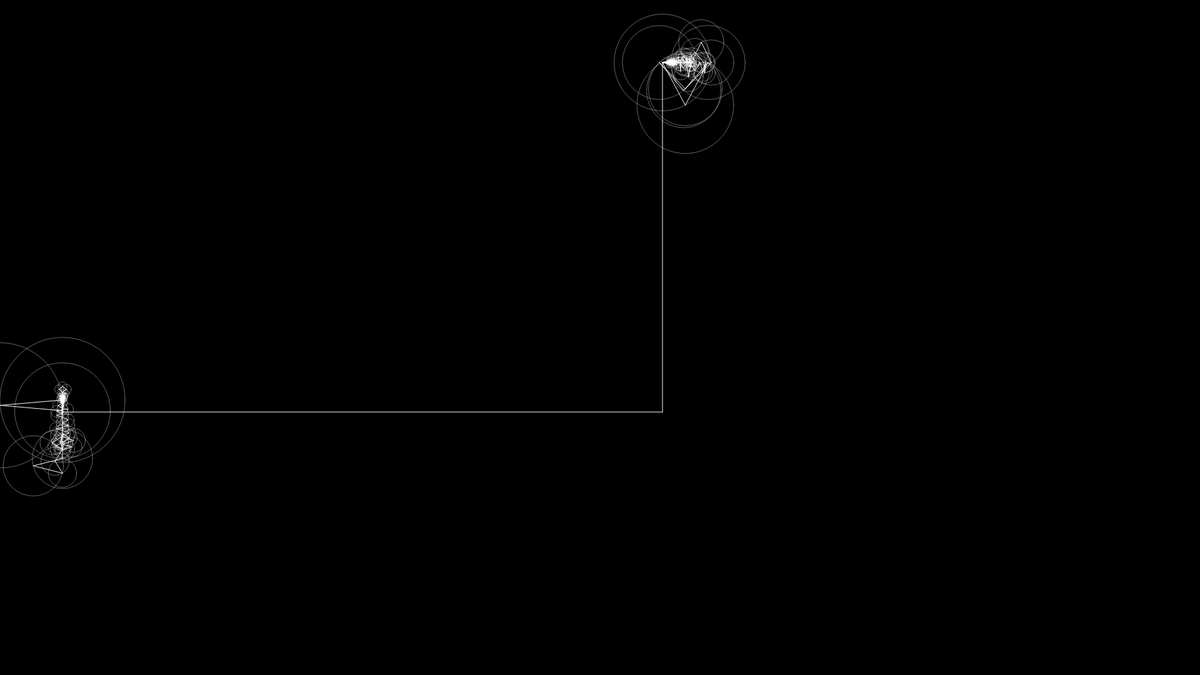
Frame 1 (no input)
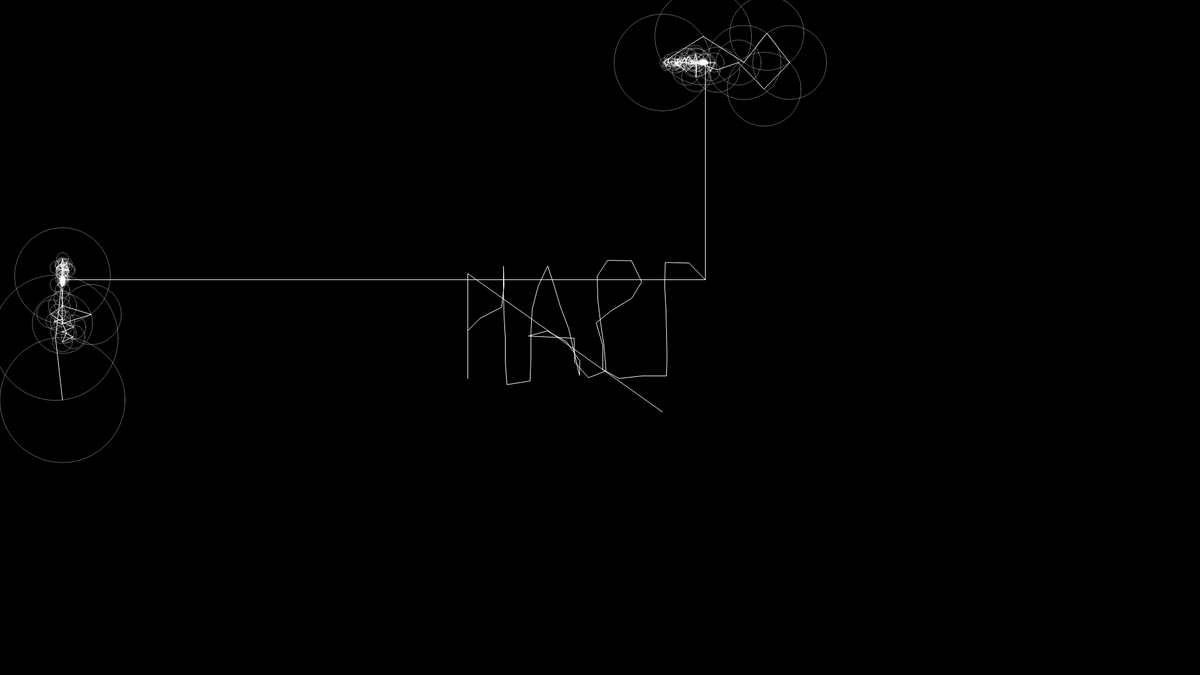
Frame 60 (no input)
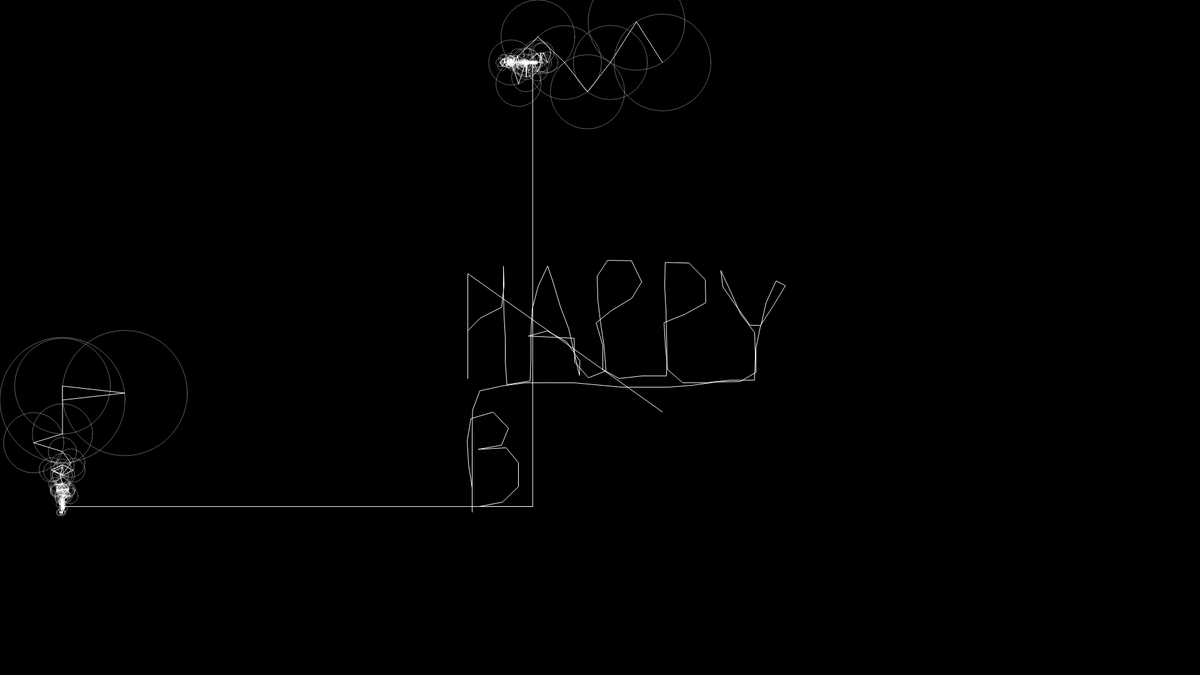
Frame 120 (the mouse pressed at the canvas centre since frame 60)

The p5.js sketch that drew these frames (run headless with seeded random() and noise() and a simulated clock; from frame 60 on, the mouse is pressed at the canvas centre):

// p5.js sketch
// ── sketch.js
// Daniel Shiffman
// https://thecodingtrain.com/CodingChallenges/130-fourier-transform-drawing.html
// https://youtu.be/MY4luNgGfms
// https://editor.p5js.org/codingtrain/sketches/jawHqwfda

let x = [];
let y = [];
let fourierX;
let fourierY;
let time = 0;
let path = [];

function setup() {
  createCanvas(1920, 1080);
  const skip = 8;
  for (let i = 0; i < drawing.length; i += skip) {
    x.push(drawing[i].x);
    y.push(drawing[i].y);
  }
  fourierX = dft(x);
  fourierY = dft(y);

  fourierX.sort((a, b) => b.amp - a.amp);
  fourierY.sort((a, b) => b.amp - a.amp);
}

function epiCycles(x, y, rotation, fourier) {
  for (let i = 0; i < fourier.length; i++) {
    let prevx = x;
    let prevy = y;
    let freq = fourier[i].freq;
    let radius = fourier[i].amp;
    let phase = fourier[i].phase;
    x += radius * cos(freq * time + phase + rotation);
    y += radius * sin(freq * time + phase + rotation);

    stroke(255, 100);
    noFill();
    ellipse(prevx, prevy, radius * 2);
    stroke(255);
    line(prevx, prevy, x, y);
  }
  return createVector(x, y);
}

function draw() {
  background(0);

  let vx = epiCycles(width / 2 + 100, 100, 0, fourierX);
  let vy = epiCycles(100, height / 2 + 100, HALF_PI, fourierY);
  let v = createVector(vx.x, vy.y);
  path.unshift(v);
  line(vx.x, vx.y, v.x, v.y);
  line(vy.x, vy.y, v.x, v.y);

  beginShape();
  noFill();
  for (let i = 0; i < path.length; i++) {
    vertex(path[i].x, path[i].y);
  }
  endShape();

  const dt = TWO_PI / fourierY.length;
  time += dt;

  if (time > TWO_PI) {
    time = 0;
    path = [];
  }

  // if (wave.length > 250) {
  //   wave.pop();
  // }
}

// ── fourier.js
// Daniel Shiffman
// https://thecodingtrain.com/CodingChallenges/130-fourier-transform-drawing.html
// https://youtu.be/MY4luNgGfms
// https://editor.p5js.org/codingtrain/sketches/jawHqwfda

function dft(x) {
  const X = [];
  const N = x.length;
  for (let k = 0; k < N; k++) {
    let re = 0;
    let im = 0;
    for (let n = 0; n < N; n++) {
      const phi = (TWO_PI * k * n) / N;
      re += x[n] * cos(phi);
      im -= x[n] * sin(phi);
    }
    re = re / N;
    im = im / N;

    let freq = k;
    let amp = sqrt(re * re + im * im);
    let phase = atan2(im, re);
    X[k] = { re, im, freq, amp, phase };
  }
  return X;
}

// ── mapping.js

let drawing = [
    { x: 8.344650268554688e-7, y: 19.199951171875},
    { x: 6.556510925292969e-7, y: 14.39990234375},
    { x: 4.172325134277344e-7, y: 9.60009765625},
    { x: 2.384185791015625e-7, y: 4.800048828125},
    { x: -310.5, y: -220.5625},
    { x: -311.5, y: -216.56564331054688},
    { x: -311.5, y: -211.7666015625},
    { x: -311.5, y: -206.9675750732422},
    { x: -311.5, y: -202.16854858398438},
    { x: -311.5, y: -197.36952209472656},
    { x: -311.5, y: -192.57049560546875},
    { x: -311.5, y: -187.77145385742188},
    { x: -311.5, y: -182.97242736816406},
    { x: -311.5, y: -178.17340087890625},
    { x: -311.5, y: -173.37437438964844},
    { x: -311.5, y: -168.57534790039062},
    { x: -311.5, y: -163.77630615234375},
    { x: -311.5, y: -158.97727966308594},
    { x: -311.5, y: -154.17825317382812},
    { x: -311.5, y: -149.3792266845703},
    { x: -311.5, y: -144.5802001953125},
    { x: -311.5, y: -139.78115844726562},
    { x: -311.5, y: -134.98214721679688},
    { x: -311.5, y: -130.18310546875},
    { x: -311.5, y: -125.38407897949219},
    { x: -311.5, y: -120.58504486083984},
    { x: -311.5, y: -115.78601837158203},
    { x: -311.5, y: -110.98699188232422},
    { x: -311.5, y: -106.18795776367188},
    { x: -311.5, y: -101.38893127441406},
    { x: -311.5, y: -96.58989715576172},
    { x: -311.5, y: -91.79086303710938},
    { x: -311.5, y: -86.99183654785156},
    { x: -311.5, y: -82.19281005859375},
    { x: -311.5, y: -77.39378356933594},
    { x: -311.5, y: -72.59475708007812},
    { x: -311.5, y: -67.79571533203125},
    { x: -311.5, y: -62.99668884277344},
    { x: -311.5, y: -58.197662353515625},
    { x: -311.5, y: -53.39863586425781},
    { x: -311.5, y: -48.599609375},
    { x: -311.5, y: -43.800567626953125},
    { x: -311.5, y: -39.00154113769531},
    { x: -311.5, y: -34.2025146484375},
    { x: -311.5, y: -29.403488159179688},
    { x: -311.5, y: -24.604461669921875},
    { x: -311.5, y: -24.622634887695312},
    { x: -311.5, y: -29.421661376953125},
    { x: -311.5, y: -34.22068786621094},
    { x: -311.5, y: -39.01971435546875},
    { x: -311.5, y: -43.81874084472656},
    { x: -311.5, y: -48.61778259277344},
    { x: -311.5, y: -53.41680908203125},
    { x: -311.5, y: -58.21583557128906},
    { x: -311.5, y: -63.014862060546875},
    { x: -311.5, y: -67.81388854980469},
    { x: -311.5, y: -72.61293029785156},
    { x: -311.5, y: -77.41195678710938},
    { x: -311.5, y: -82.21099853515625},
    { x: -311.5, y: -87.010009765625},
    { x: -311.5, y: -91.80905151367188},
    { x: -311.5, y: -96.60806274414062},
    { x: -311.5, y: -101.4071044921875},
    { x: -311.5, y: -106.20614624023438},
    { x: -311.5, y: -111.00515747070312},
    { x: -311.5, y: -115.80419921875},
    { x: -311.5, y: -120.60321044921875},
    { x: -311.5, y: -125.40225219726562},
    { x: -310.27520751953125, y: -129.43312072753906},
    { x: -305.4822692871094, y: -129.5625},
    { x: -300.6832275390625, y: -129.5625},
    { x: -295.89056396484375, y: -129.70213317871094},
    { x: -291.33612060546875, y: -131.15989685058594},
    { x: -286.7879943847656, y: -132.63023376464844},
    { x: -282.25250244140625, y: -134.16416931152344},
    { x: -278.0269775390625, y: -136.43881225585938},
    { x: -273.9432067871094, y: -138.95257568359375},
    { x: -269.81903076171875, y: -141.4007568359375},
    { x: -265.4964599609375, y: -143.48507690429688},
    { x: -261.3558044433594, y: -145.89585876464844},
    { x: -257.2970275878906, y: -148.40843200683594},
    { x: -253.50704956054688, y: -149.99595642089844},
    { x: -253.5, y: -154.794921875},
    { x: -253.5, y: -159.59396362304688},
    { x: -253.5, y: -164.39297485351562},
    { x: -253.5, y: -169.1920166015625},
    { x: -253.5, y: -173.99102783203125},
    { x: -253.5, y: -178.79006958007812},
    { x: -253.5, y: -183.589111328125},
    { x: -253.5, y: -188.38812255859375},
    { x: -253.5, y: -193.18716430664062},
    { x: -253.5, y: -197.98617553710938},
    { x: -253.5, y: -202.78521728515625},
    { x: -253.5, y: -207.58425903320312},
    { x: -253.5, y: -212.38327026367188},
    { x: -253.24948120117188, y: -217.14891052246094},
    { x: -254.49745178222656, y: -214.15264892578125},
    { x: -254.5, y: -209.35360717773438},
    { x: -254.5, y: -204.5545654296875},
    { x: -254.5, y: -199.75555419921875},
    { x: -254.5, y: -194.95651245117188},
    { x: -254.5, y: -190.15750122070312},
    { x: -254.5, y: -185.35845947265625},
    { x: -254.5, y: -180.55941772460938},
    { x: -254.5, y: -175.76040649414062},
    { x: -254.5, y: -170.96136474609375},
    { x: -254.5, y: -166.162353515625},
    { x: -254.5, y: -161.36331176757812},
    { x: -254.5, y: -156.56427001953125},
    { x: -254.5, y: -151.7652587890625},
    { x: -254.4966583251953, y: -146.9662322998047},
    { x: -254.23602294921875, y: -142.17575073242188},
    { x: -253.62623596191406, y: -137.41629028320312},
    { x: -252.8502960205078, y: -132.68045043945312},
    { x: -252.2858123779297, y: -127.92153930664062},
    { x: -252.54286193847656, y: -123.13072204589844},
    { x: -252.37501525878906, y: -118.34193420410156},
    { x: -251.86351013183594, y: -113.57027435302734},
    { x: -251.53501892089844, y: -108.78349304199219},
    { x: -251.5, y: -103.98480224609375},
    { x: -251.5, y: -99.185791015625},
    { x: -251.5, y: -94.38677978515625},
    { x: -251.5, y: -89.58770751953125},
    { x: -251.5, y: -84.7886962890625},
    { x: -251.5, y: -79.98968505859375},
    { x: -251.5, y: -75.190673828125},
    { x: -251.5, y: -70.3916015625},
    { x: -251.5, y: -65.59259033203125},
    { x: -251.5, y: -60.7935791015625},
    { x: -251.5, y: -55.9945068359375},
    { x: -251.5, y: -51.19549560546875},
    { x: -251.5, y: -46.396484375},
    { x: -251.5, y: -41.597412109375},
    { x: -251.5, y: -36.79840087890625},
    { x: -251.5, y: -31.9993896484375},
    { x: -251.5, y: -27.20037841796875},
    { x: -248.88946533203125, y: -24.5625},
    { x: -244.102783203125, y: -24.70777702331543},
    { x: -239.73468017578125, y: -26.66510581970215},
    { x: -235.16636657714844, y: -28.061832427978516},
    { x: -230.42396545410156, y: -28.607378005981445},
    { x: -225.75450134277344, y: -29.445056915283203},
    { x: -220.981201171875, y: -29.5625},
    { x: -216.18218994140625, y: -29.5625},
    { x: -211.8238067626953, y: -30.482378005981445},
    { x: -210.53956604003906, y: -35.10237121582031},
    { x: -210.5, y: -39.8992919921875},
    { x: -210.5, y: -44.69830322265625},
    { x: -210.5, y: -49.497314453125},
    { x: -210.5, y: -54.29638671875},
    { x: -210.5, y: -59.09539794921875},
    { x: -210.5, y: -63.8944091796875},
    { x: -210.5, y: -68.6934814453125},
    { x: -210.5, y: -73.49249267578125},
    { x: -210.5, y: -78.29150390625},
    { x: -210.5, y: -83.09051513671875},
    { x: -210.5, y: -87.88958740234375},
    { x: -210.5, y: -92.6885986328125},
    { x: -210.5, y: -97.48760986328125},
    { x: -210.5, y: -102.28668212890625},
    { x: -210.5, y: -107.085693359375},
    { x: -210.5, y: -111.88470458984375},
    { x: -210.5, y: -116.68377685546875},
    { x: -210.5, y: -121.4827880859375},
    { x: -210.43115234375, y: -126.28016662597656},
    { x: -209.9400634765625, y: -131.05294799804688},
    { x: -209.05288696289062, y: -135.7676239013672},
    { x: -208.57650756835938, y: -140.5397491455078},
    { x: -208.50027465820312, y: -145.3377685546875},
    { x: -207.80133056640625, y: -150.07664489746094},
    { x: -207.49815368652344, y: -154.85400390625},
    { x: -207.35414123535156, y: -159.6490478515625},
    { x: -205.81541442871094, y: -164.16468811035156},
    { x: -204.28843688964844, y: -168.71328735351562},
    { x: -202.99209594726562, y: -173.33255004882812},
    { x: -200.5575714111328, y: -177.43389892578125},
    { x: -198.92257690429688, y: -181.93092346191406},
    { x: -195.85740661621094, y: -185.58795166015625},
    { x: -193.3748321533203, y: -189.69309997558594},
    { x: -192.2771453857422, y: -194.24240112304688},
    { x: -191.37901306152344, y: -198.80674743652344},
    { x: -188.8202362060547, y: -202.8506317138672},
    { x: -187.5174560546875, y: -207.45675659179688},
    { x: -186.74371337890625, y: -212.05018615722656},
    { x: -183.7132568359375, y: -214.5625},
    { x: -179.484375, y: -216.5625},
    { x: -176.49954223632812, y: -214.4749755859375},
    { x: -175.9141387939453, y: -209.71844482421875},
    { x: -175.5, y: -204.9505615234375},
    { x: -175.5, y: -200.1514892578125},
    { x: -175.35675048828125, y: -195.35647583007812},
    { x: -174.8681182861328, y: -190.58273315429688},
    { x: -174.2411651611328, y: -185.82537841796875},
    { x: -173.17457580566406, y: -181.1482696533203},
    { x: -171.8070068359375, y: -176.54852294921875},
    { x: -170.37950134277344, y: -171.96665954589844},
    { x: -168.9541015625, y: -167.38421630859375},
    { x: -167.5665740966797, y: -162.79026794433594},
    { x: -166.22291564941406, y: -158.18321228027344},
    { x: -164.815185546875, y: -153.59536743164062},
    { x: -163.32322692871094, y: -149.0342559814453},
    { x: -161.7580108642578, y: -144.49771118164062},
    { x: -160.1337432861328, y: -139.98190307617188},
    { x: -158.46981811523438, y: -135.48056030273438},
    { x: -156.81680297851562, y: -130.97518920898438},
    { x: -155.0463409423828, y: -126.51577758789062},
    { x: -153.0170440673828, y: -122.16787719726562},
    { x: -151.6001434326172, y: -117.5853042602539},
    { x: -149.7849884033203, y: -113.15318298339844},
    { x: -147.15310668945312, y: -109.14218139648438},
    { x: -145.68223571777344, y: -104.5890121459961},
    { x: -144.56138610839844, y: -99.9249496459961},
    { x: -143.95132446289062, y: -95.1654281616211},
    { x: -142.9828643798828, y: -90.46935272216797},
    { x: -141.8050537109375, y: -85.8171157836914},
    { x: -141.32833862304688, y: -81.06932067871094},
    { x: -141.3457794189453, y: -76.28646087646484},
    { x: -139.98080444335938, y: -71.68724060058594},
    { x: -139.38662719726562, y: -66.95157623291016},
    { x: -139.29212951660156, y: -62.170982360839844},
    { x: -137.47206115722656, y: -57.79928207397461},
    { x: -136.71157836914062, y: -53.10433578491211},
    { x: -135.71694946289062, y: -48.43013381958008},
    { x: -133.87522888183594, y: -44.0120964050293},
    { x: -132.8490447998047, y: -39.36285400390625},
    { x: -132.5, y: -34.66650390625},
    { x: -131.53131103515625, y: -33.7078971862793},
    { x: -131.5, y: -38.5062255859375},
    { x: -131.5, y: -43.3052978515625},
    { x: -131.5, y: -48.104248046875},
    { x: -131.5, y: -52.9033203125},
    { x: -131.5, y: -57.702392578125},
    { x: -132.18502807617188, y: -62.35710906982422},
    { x: -134.45103454589844, y: -66.57951354980469},
    { x: -135.33848571777344, y: -71.26414489746094},
    { x: -137.30201721191406, y: -75.48248291015625},
    { x: -140.38026428222656, y: -79.12877655029297},
    { x: -143.533203125, y: -82.73698425292969},
    { x: -147.0506134033203, y: -85.98426818847656},
    { x: -150.25650024414062, y: -89.55194854736328},
    { x: -153.33360290527344, y: -93.09610748291016},
    { x: -156.3153533935547, y: -96.76607513427734},
    { x: -159.00221252441406, y: -100.72419738769531},
    { x: -162.12411499023438, y: -104.29198455810547},
    { x: -165.70655822753906, y: -107.48020935058594},
    { x: -170.13818359375, y: -109.11048126220703},
    { x: -174.80796813964844, y: -110.19621276855469},
    { x: -179.575927734375, y: -110.5625},
    { x: -184.375, y: -110.5625},
    { x: -189.1739501953125, y: -110.5625},
    { x: -193.9730224609375, y: -110.5625},
    { x: -198.7720947265625, y: -110.5625},
    { x: -203.571044921875, y: -110.5625},
    { x: -208.3701171875, y: -110.5625},
    { x: -213.169189453125, y: -110.5625},
    { x: -214.5, y: -107.0943603515625},
    { x: -214.5, y: -102.2952880859375},
    { x: -211.4337158203125, y: -100.5625},
    { x: -206.634765625, y: -100.5625},
    { x: -201.835693359375, y: -100.5625},
    { x: -197.03662109375, y: -100.5625},
    { x: -192.2376708984375, y: -100.5625},
    { x: -187.4385986328125, y: -100.5625},
    { x: -182.6395263671875, y: -100.5625},
    { x: -177.840576171875, y: -100.5625},
    { x: -173.04150390625, y: -100.5625},
    { x: -168.2425537109375, y: -100.5625},
    { x: -163.4434814453125, y: -100.5625},
    { x: -158.6444091796875, y: -100.5625},
    { x: -153.845458984375, y: -100.5625},
    { x: -149.04638671875, y: -100.5625},
    { x: -144.247314453125, y: -100.5625},
    { x: -141.31951904296875, y: -98.73684692382812},
    { x: -141.5, y: -93.9537353515625},
    { x: -141.5, y: -89.1546630859375},
    { x: -141.5, y: -84.355712890625},
    { x: -141.5, y: -79.556640625},
    { x: -141.5, y: -74.757568359375},
    { x: -141.5, y: -69.9586181640625},
    { x: -141.5, y: -65.1595458984375},
    { x: -140.4999237060547, y: -60.551856994628906},
    { x: -139.00540161132812, y: -56.018402099609375},
    { x: -137.468505859375, y: -51.47520065307617},
    { x: -136.0830535888672, y: -47.48545455932617},
    { x: -133.45071411132812, y: -43.51073455810547},
    { x: -131.49278259277344, y: -39.24428939819336},
    { x: -127.93548583984375, y: -36.13991165161133},
    { x: -123.27392578125, y: -35.5625},
    { x: -118.474853515625, y: -35.5625},
    { x: -113.6759033203125, y: -35.5625},
    { x: -108.8768310546875, y: -35.5625},
    { x: -104.0777587890625, y: -35.5625},
    { x: -99.27880859375, y: -35.5625},
    { x: -94.479736328125, y: -35.5625},
    { x: -90.61429595947266, y: -37.038719177246094},
    { x: -90.5, y: -41.83154296875},
    { x: -90.5, y: -46.630615234375},
    { x: -90.5, y: -51.4296875},
    { x: -90.5, y: -56.2286376953125},
    { x: -90.51934814453125, y: -61.027523040771484},
    { x: -90.76637268066406, y: -65.81977844238281},
    { x: -91.22573852539062, y: -70.59625244140625},
    { x: -91.91766357421875, y: -75.34504699707031},
    { x: -92.55618286132812, y: -80.10137939453125},
    { x: -93.34283447265625, y: -84.8344497680664},
    { x: -94.39519500732422, y: -89.51677703857422},
    { x: -95.41931915283203, y: -94.2050552368164},
    { x: -96.37126159667969, y: -98.90879821777344},
    { x: -96.99617004394531, y: -103.6630630493164},
    { x: -97.2440414428711, y: -108.455322265625},
    { x: -97.60970306396484, y: -113.23603057861328},
    { x: -98.33454132080078, y: -117.97972869873047},
    { x: -98.91761779785156, y: -122.7411117553711},
    { x: -100.11897277832031, y: -127.38528442382812},
    { x: -100.5, y: -132.1531982421875},
    { x: -101.44013977050781, y: -136.79135131835938},
    { x: -102.84358978271484, y: -141.35630798339844},
    { x: -102.75430297851562, y: -146.1300506591797},
    { x: -102.5, y: -150.9046630859375},
    { x: -102.76215362548828, y: -155.68809509277344},
    { x: -103.5, y: -160.3868408203125},
    { x: -103.5, y: -165.185791015625},
    { x: -103.5, y: -169.98486328125},
    { x: -103.5, y: -174.783935546875},
    { x: -103.50016021728516, y: -179.58282470703125},
    { x: -104.5, y: -183.7955322265625},
    { x: -104.5, y: -188.594482421875},
    { x: -104.5, y: -193.3935546875},
    { x: -104.5, y: -198.192626953125},
    { x: -104.5, y: -202.9915771484375},
    { x: -104.5, y: -207.7906494140625},
    { x: -104.5, y: -212.5897216796875},
    { x: -104.5, y: -217.388671875},
    { x: -101.42675018310547, y: -219.4905548095703},
    { x: -96.82135772705078, y: -220.3502960205078},
    { x: -92.6162338256836, y: -222.5426788330078},
    { x: -87.88294982910156, y: -223.33248901367188},
    { x: -83.09423828125, y: -223.5625},
    { x: -78.2952880859375, y: -223.5625},
    { x: -73.4962158203125, y: -223.5625},
    { x: -68.6971435546875, y: -223.5625},
    { x: -63.898193359375, y: -223.5625},
    { x: -59.09912109375, y: -223.5625},
    { x: -54.300048828125, y: -223.5625},
    { x: -49.670799255371094, y: -222.8401336669922},
    { x: -46.39037322998047, y: -219.4092559814453},
    { x: -43.86821746826172, y: -215.33006286621094},
    { x: -41.092681884765625, y: -211.45449829101562},
    { x: -38.881202697753906, y: -207.21044921875},
    { x: -37.07645797729492, y: -202.7648468017578},
    { x: -35.18204116821289, y: -198.36073303222656},
    { x: -34.14612579345703, y: -193.67959594726562},
    { x: -33.22538757324219, y: -188.97906494140625},
    { x: -32.5, y: -184.260986328125},
    { x: -32.5, y: -179.4619140625},
    { x: -32.5, y: -174.6629638671875},
    { x: -32.51337814331055, y: -169.8641815185547},
    { x: -36.42287063598633, y: -168.592529296875},
    { x: -40.784725189208984, y: -166.6295166015625},
    { x: -45.42139434814453, y: -165.59474182128906},
    { x: -49.221553802490234, y: -162.6970672607422},
    { x: -53.514862060546875, y: -160.5550079345703},
    { x: -57.602447509765625, y: -158.04612731933594},
    { x: -61.54745864868164, y: -155.35086059570312},
    { x: -65.40724182128906, y: -152.505126953125},
    { x: -69.27815246582031, y: -149.7008056640625},
    { x: -73.3792724609375, y: -147.2452392578125},
    { x: -77.44255828857422, y: -144.8299560546875},
    { x: -81.86302185058594, y: -142.9698028564453},
    { x: -86.36415100097656, y: -141.44808959960938},
    { x: -90.24644470214844, y: -138.71421813964844},
    { x: -94.7479248046875, y: -137.5625},
    { x: -99.54100799560547, y: -137.46743774414062},
    { x: -104.19097900390625, y: -136.53799438476562},
    { x: -106.5, y: -132.9525146484375},
    { x: -106.5, y: -128.153564453125},
    { x: -106.18343353271484, y: -123.39664459228516},
    { x: -103.47064208984375, y: -119.50379180908203},
    { x: -101.33588409423828, y: -115.20613098144531},
    { x: -100.07067108154297, y: -110.58586120605469},
    { x: -98.16664123535156, y: -106.2081527709961},
    { x: -97.30259704589844, y: -101.50827026367188},
    { x: -97.24270629882812, y: -96.73789978027344},
    { x: -96.1932373046875, y: -92.05551147460938},
    { x: -95.5273208618164, y: -87.30554962158203},
    { x: -95.5, y: -82.507080078125},
    { x: -95.5, y: -77.7080078125},
    { x: -95.5, y: -72.9090576171875},
    { x: -95.5, y: -68.1099853515625},
    { x: -95.5, y: -63.31103515625},
    { x: -95.5, y: -58.511962890625},
    { x: -95.5, y: -53.712890625},
    { x: -95.5, y: -48.9139404296875},
    { x: -95.5, y: -44.1148681640625},
    { x: -95.5, y: -39.3157958984375},
    { x: -93.43697357177734, y: -35.213443756103516},
    { x: -88.931396484375, y: -34.5625},
    { x: -84.13232421875, y: -34.5625},
    { x: -79.3333740234375, y: -34.5625},
    { x: -74.53434753417969, y: -34.551368713378906},
    { x: -69.73701477050781, y: -34.43598556518555},
    { x: -64.96741485595703, y: -34.89169692993164},
    { x: -60.43117141723633, y: -36.42000961303711},
    { x: -55.938865661621094, y: -38.091854095458984},
    { x: -51.19670867919922, y: -38.772823333740234},
    { x: -46.40023422241211, y: -38.757835388183594},
    { x: -41.60578155517578, y: -38.56265640258789},
    { x: -36.8067626953125, y: -38.5625},
    { x: -32.0076904296875, y: -38.5625},
    { x: -27.208740234375, y: -38.5625},
    { x: -22.40966796875, y: -38.5625},
    { x: -17.610595703125, y: -38.5625},
    { x: -12.8116455078125, y: -38.5625},
    { x: -8.0125732421875, y: -38.5625},
    { x: -3.2135009765625, y: -38.5625},
    { x: 1.58544921875, y: -38.5625},
    { x: 6.384521484375, y: -38.5625},
    { x: 11.18359375, y: -38.5625},
    { x: 13.557779312133789, y: -39.610130310058594},
    { x: 12.308269500732422, y: -44.238643646240234},
    { x: 10.585018157958984, y: -48.708431243896484},
    { x: 9.460322380065918, y: -53.310691833496094},
    { x: 8.473674297332764, y: -57.89521408081055},
    { x: 7.760992527008057, y: -62.62333679199219},
    { x: 7.219971656799316, y: -67.3906478881836},
    { x: 6.75791597366333, y: -72.16729736328125},
    { x: 6.500000476837158, y: -76.9560546875},
    { x: 6.5, y: -81.7550048828125},
    { x: 6.500000476837158, y: -86.5540771484375},
    { x: 6.500000476837158, y: -91.3531494140625},
    { x: 6.5, y: -96.152099609375},
    { x: 6.500000476837158, y: -100.951171875},
    { x: 6.5, y: -105.750244140625},
    { x: 6.500000476837158, y: -110.54931640625},
    { x: 6.5, y: -115.348388671875},
    { x: 6.067862033843994, y: -120.11445617675781},
    { x: 5.206577301025391, y: -124.82587432861328},
    { x: 5.4618353843688965, y: -129.61451721191406},
    { x: 5.500000476837158, y: -134.41259765625},
    { x: 5.5, y: -139.211669921875},
    { x: 5.500000476837158, y: -144.0107421875},
    { x: 5.5, y: -148.809814453125},
    { x: 5.437648296356201, y: -153.6080780029297},
    { x: 5.124907970428467, y: -158.39590454101562},
    { x: 4.532637357711792, y: -163.15789794921875},
    { x: 4.134211778640747, y: -167.9400634765625},
    { x: 3.569035768508911, y: -172.70547485351562},
    { x: 3.500000238418579, y: -177.50146484375},
    { x: 3.500000238418579, y: -182.30029296875},
    { x: 3.5, y: -187.099365234375},
    { x: 3.500000238418579, y: -191.8984375},
    { x: 3.500000238418579, y: -196.697509765625},
    { x: 3.5, y: -201.49658203125},
    { x: 3.5, y: -206.295654296875},
    { x: 3.5, y: -211.094482421875},
    { x: 3.5, y: -215.8935546875},
    { x: 4.371204137802124, y: -220.07542419433594},
    { x: 9.118494987487793, y: -219.6509246826172},
    { x: 13.913818359375, y: -219.5625},
    { x: 18.712890625, y: -219.5625},
    { x: 23.51171875, y: -219.5625},
    { x: 28.310791015625, y: -219.5625},
    { x: 33.10986328125, y: -219.5625},
    { x: 37.908935546875, y: -219.5625},
    { x: 42.64376449584961, y: -219.06582641601562},
    { x: 46.756103515625, y: -216.6621551513672},
    { x: 50.81216049194336, y: -214.10450744628906},
    { x: 54.69320297241211, y: -211.2845001220703},
    { x: 58.02175521850586, y: -207.85987854003906},
    { x: 61.488338470458984, y: -204.57095336914062},
    { x: 64.78351211547852, y: -201.12789916992188},
    { x: 67.14151000976562, y: -196.95242309570312},
    { x: 68.56456756591797, y: -192.43341064453125},
    { x: 70.26001739501953, y: -188.27490234375},
    { x: 70.5, y: -183.526123046875},
    { x: 70.5, y: -178.72705078125},
    { x: 70.5, y: -173.927978515625},
    { x: 70.5, y: -169.129150390625},
    { x: 70.5, y: -164.330078125},
    { x: 70.5, y: -159.531005859375},
    { x: 69.19416046142578, y: -155.60194396972656},
    { x: 64.72564697265625, y: -154.30128479003906},
    { x: 60.28360366821289, y: -152.7718963623047},
    { x: 56.18147659301758, y: -150.2998504638672},
    { x: 52.548641204833984, y: -147.16432189941406},
    { x: 48.56635665893555, y: -144.52713012695312},
    { x: 44.07829284667969, y: -142.83056640625},
    { x: 39.87872314453125, y: -140.51718139648438},
    { x: 36.261741638183594, y: -137.3943328857422},
    { x: 31.71348762512207, y: -136.07012939453125},
    { x: 27.306453704833984, y: -134.17991638183594},
    { x: 23.569591522216797, y: -131.1815948486328},
    { x: 19.33466339111328, y: -128.9372100830078},
    { x: 15.076170921325684, y: -127.00538635253906},
    { x: 10.477782249450684, y: -125.79828643798828},
    { x: 5.712890625, y: -125.5625},
    { x: 2.5000001192092896, y: -123.778564453125},
    { x: 2.364045262336731, y: -118.98377227783203},
    { x: 2.1541810035705566, y: -114.19208526611328},
    { x: 2.6912808418273926, y: -109.42841339111328},
    { x: 3.5171382427215576, y: -104.70122528076172},
    { x: 4.22732949256897, y: -99.9553451538086},
    { x: 4.585142612457275, y: -95.17434692382812},
    { x: 4.484745264053345, y: -90.37666320800781},
    { x: 4.67919921875, y: -85.59800720214844},
    { x: 5.967950820922852, y: -80.9769515991211},
    { x: 6.642289161682129, y: -76.24382781982422},
    { x: 6.5, y: -71.447265625},
    { x: 6.5, y: -66.648193359375},
    { x: 6.5, y: -61.84912109375},
    { x: 6.5, y: -57.050048828125},
    { x: 6.5, y: -52.251220703125},
    { x: 8.368853092193604, y: -48.46041488647461},
    { x: 11.238983154296875, y: -45.23269271850586},
    { x: 12.027214050292969, y: -40.50373077392578},
    { x: 13.583712577819824, y: -35.98421096801758},
    { x: 15.765213966369629, y: -31.728984832763672},
    { x: 17.993053436279297, y: -27.691009521484375},
    { x: 22.77197265625, y: -27.5625},
    { x: 27.571044921875, y: -27.5625},
    { x: 32.3701171875, y: -27.5625},
    { x: 37.169189453125, y: -27.5625},
    { x: 41.96826171875, y: -27.5625},
    { x: 46.76708984375, y: -27.5625},
    { x: 51.566162109375, y: -27.5625},
    { x: 56.365234375, y: -27.5625},
    { x: 61.163734436035156, y: -27.52200698852539},
    { x: 65.95883178710938, y: -27.34568214416504},
    { x: 70.73981475830078, y: -27.714876174926758},
    { x: 75.50881958007812, y: -28.248966217041016},
    { x: 80.29763793945312, y: -28.547908782958984},
    { x: 85.09136199951172, y: -28.735332489013672},
    { x: 89.86334991455078, y: -29.24009132385254},
    { x: 94.610107421875, y: -29.931922912597656},
    { x: 99.2810287475586, y: -31.031269073486328},
    { x: 103.98725891113281, y: -31.932418823242188},
    { x: 108.7784194946289, y: -31.76308822631836},
    { x: 113.57080078125, y: -31.5625},
    { x: 118.369873046875, y: -31.5625},
    { x: 123.1689453125, y: -31.5625},
    { x: 127.9677734375, y: -31.5625},
    { x: 132.766845703125, y: -31.5625},
    { x: 137.56591796875, y: -31.5625},
    { x: 142.364990234375, y: -31.5625},
    { x: 147.1238555908203, y: -31.75159454345703},
    { x: 148.5, y: -35.913330078125},
    { x: 148.5, y: -40.71240234375},
    { x: 148.5, y: -45.511474609375},
    { x: 148.5, y: -50.310546875},
    { x: 148.5, y: -55.109619140625},
    { x: 148.5, y: -59.90869140625},
    { x: 148.5, y: -64.70751953125},
    { x: 148.5, y: -69.506591796875},
    { x: 148.5, y: -74.3056640625},
    { x: 148.5, y: -79.104736328125},
    { x: 148.5, y: -83.90380859375},
    { x: 148.5, y: -88.702880859375},
    { x: 148.5, y: -93.501708984375},
    { x: 148.59893798828125, y: -98.29864501953125},
    { x: 147.55665588378906, y: -102.96044921875},
    { x: 147.5, y: -107.756103515625},
    { x: 145.31565856933594, y: -111.73593139648438},
    { x: 141.53677368164062, y: -114.47787475585938},
    { x: 138.72357177734375, y: -118.33499145507812},
    { x: 135.7041778564453, y: -122.05943298339844},
    { x: 132.63047790527344, y: -125.74381256103516},
    { x: 129.5826416015625, y: -129.4484100341797},
    { x: 127.05252075195312, y: -133.52197265625},
    { x: 124.86165618896484, y: -137.79090881347656},
    { x: 122.55805206298828, y: -141.99879455566406},
    { x: 120.86065673828125, y: -146.4833526611328},
    { x: 119.59382629394531, y: -151.11199951171875},
    { x: 117.20299530029297, y: -155.21823120117188},
    { x: 114.5964584350586, y: -159.20916748046875},
    { x: 113.20787048339844, y: -163.7980499267578},
    { x: 111.42359161376953, y: -168.25299072265625},
    { x: 109.44214630126953, y: -172.6165008544922},
    { x: 107.21967315673828, y: -176.86244201660156},
    { x: 104.78661346435547, y: -180.98985290527344},
    { x: 103.77942657470703, y: -185.67181396484375},
    { x: 101.83326721191406, y: -190.04681396484375},
    { x: 99.62710571289062, y: -194.30828857421875},
    { x: 97.4808120727539, y: -198.6005401611328},
    { x: 95.13723754882812, y: -202.78668212890625},
    { x: 93.28279113769531, y: -207.18507385253906},
    { x: 89.8663330078125, y: -210.1542510986328},
    { x: 88.5, y: -207.221435546875},
    { x: 88.4711685180664, y: -202.42276000976562},
    { x: 88.19397735595703, y: -197.63255310058594},
    { x: 89.13428497314453, y: -192.98477172851562},
    { x: 92.04265594482422, y: -189.1741943359375},
    { x: 94.25405883789062, y: -184.93997192382812},
    { x: 96.67129516601562, y: -180.809326171875},
    { x: 99.01790618896484, y: -176.62503051757812},
    { x: 102.00517272949219, y: -172.88685607910156},
    { x: 103.21104431152344, y: -168.25897216796875},
    { x: 105.70693969726562, y: -164.17901611328125},
    { x: 108.24823760986328, y: -160.13763427734375},
    { x: 111.16737365722656, y: -156.3295135498047},
    { x: 114.38409423828125, y: -152.78514099121094},
    { x: 118.19972229003906, y: -149.98521423339844},
    { x: 121.94834899902344, y: -147.07940673828125},
    { x: 125.30281829833984, y: -143.74746704101562},
    { x: 127.14083099365234, y: -139.4020538330078},
    { x: 130.71568298339844, y: -136.2611083984375},
    { x: 133.50596618652344, y: -132.36875915527344},
    { x: 136.1645965576172, y: -128.41224670410156},
    { x: 137.8126220703125, y: -123.9545669555664},
    { x: 140.0622100830078, y: -119.79105377197266},
    { x: 141.5452880859375, y: -115.25750732421875},
    { x: 144.3067626953125, y: -111.3694076538086},
    { x: 146.74559020996094, y: -107.44356536865234},
    { x: 150.013427734375, y: -105.5625},
    { x: 154.81008911132812, y: -105.59561920166016},
    { x: 157.18704223632812, y: -109.51134490966797},
    { x: 157.5, y: -114.289306640625},
    { x: 157.5, y: -119.08837890625},
    { x: 157.67947387695312, y: -123.8796157836914},
    { x: 158.2948760986328, y: -128.63877868652344},
    { x: 158.398681640625, y: -133.42416381835938},
    { x: 159.37330627441406, y: -138.10955810546875},
    { x: 160.88522338867188, y: -142.66078186035156},
    { x: 161.8717041015625, y: -147.3447723388672},
    { x: 164.23248291015625, y: -151.51870727539062},
    { x: 165.85739135742188, y: -156.01304626464844},
    { x: 167.29393005371094, y: -160.58914184570312},
    { x: 169.2744598388672, y: -164.94802856445312},
    { x: 171.88803100585938, y: -168.9629669189453},
    { x: 173.53463745117188, y: -173.46868896484375},
    { x: 175.00167846679688, y: -178.0333709716797},
    { x: 177.40228271484375, y: -182.1774139404297},
    { x: 180.1411895751953, y: -186.0299530029297},
    { x: 181.83447265625, y: -190.51751708984375},
    { x: 184.8568115234375, y: -194.13064575195312},
    { x: 188.86181640625, y: -196.7522430419922},
    { x: 191.35963439941406, y: -200.75909423828125},
    { x: 195.8994140625, y: -201.5625},
    { x: 196.5, y: -197.3642578125},
    { x: 196.5, y: -192.565185546875},
    { x: 196.5, y: -187.76611328125},
    { x: 196.61085510253906, y: -182.96884155273438},
    { x: 196.6109161376953, y: -178.1751708984375},
    { x: 195.04002380371094, y: -173.66204833984375},
    { x: 192.35140991210938, y: -169.69493103027344},
    { x: 189.8995819091797, y: -165.59617614746094},
    { x: 187.455078125, y: -161.49993896484375},
    { x: 184.5593719482422, y: -157.6774139404297},
    { x: 180.7955780029297, y: -154.7496795654297},
    { x: 177.583740234375, y: -151.23667907714844},
    { x: 174.8507537841797, y: -147.2923583984375},
    { x: 171.6019744873047, y: -143.79165649414062},
    { x: 167.8682098388672, y: -140.82591247558594},
    { x: 165.62188720703125, y: -136.59848022460938},
    { x: 164.02743530273438, y: -132.0739288330078},
    { x: 162.532470703125, y: -127.51594543457031},
    { x: 160.01947021484375, y: -123.44380187988281},
    { x: 157.03671264648438, y: -119.6984634399414},
    { x: 155.25877380371094, y: -115.24604034423828},
    { x: 154.2218475341797, y: -110.57360076904297},
    { x: 152.60304260253906, y: -106.07198333740234},
    { x: 152.40139770507812, y: -101.32874298095703},
    { x: 151.03208923339844, y: -96.77191925048828},
    { x: 149.5, y: -92.269775390625},
    { x: 149.5, y: -87.470703125},
    { x: 149.5, y: -82.671630859375},
    { x: 149.5, y: -77.87255859375},
    { x: 149.5, y: -73.07373046875},
    { x: 149.5, y: -68.274658203125},
    { x: 149.5, y: -63.4755859375},
    { x: 149.5, y: -58.676513671875},
    { x: 149.5, y: -53.87744140625},
    { x: 149.5, y: -49.07861328125},
    { x: 149.5, y: -44.279541015625},
    { x: 149.5, y: -39.48046875},
    { x: 149.5, y: -34.681396484375},
    { x: 148.24905395507812, y: -30.311555862426758},
    { x: 143.76025390625, y: -29.5625},
    { x: 138.96142578125, y: -29.5625},
    { x: 134.162353515625, y: -29.5625},
    { x: 129.36328125, y: -29.5625},
    { x: 124.564208984375, y: -29.562498092651367},
    { x: 119.76513671875, y: -29.5625},
    { x: 114.966064453125, y: -29.5625},
    { x: 110.16734313964844, y: -29.570682525634766},
    { x: 105.36898803710938, y: -29.660188674926758},
    { x: 100.57879638671875, y: -29.466665267944336},
    { x: 95.78366088867188, y: -29.30191993713379},
    { x: 90.98723602294922, y: -29.149456024169922},
    { x: 86.20467376708984, y: -28.758583068847656},
    { x: 81.4891357421875, y: -27.91290283203125},
    { x: 76.9091796875, y: -26.48063087463379},
    { x: 72.31773376464844, y: -25.08738136291504},
    { x: 67.57720947265625, y: -24.4038028717041},
    { x: 62.792755126953125, y: -24.026897430419922},
    { x: 58.00396728515625, y: -23.72154998779297},
    { x: 53.207794189453125, y: -23.565723419189453},
    { x: 48.408897399902344, y: -23.591981887817383},
    { x: 43.61079025268555, y: -23.574039459228516},
    { x: 38.848350524902344, y: -22.98267364501953},
    { x: 34.09173583984375, y: -22.349462509155273},
    { x: 29.48724937438965, y: -21.016632080078125},
    { x: 24.745134353637695, y: -20.545320510864258},
    { x: 19.94677734375, y: -20.562496185302734},
    { x: 15.147705078125, y: -20.562496185302734},
    { x: 10.3486328125, y: -20.562498092651367},
    { x: 5.549560546875, y: -20.562498092651367},
    { x: 0.750732421875, y: -20.562498092651367},
    { x: -4.04833984375, y: -20.562498092651367},
    { x: -8.847412109375, y: -20.562498092651367},
    { x: -13.646484375, y: -20.5625},
    { x: -18.445556640625, y: -20.5625},
    { x: -23.244384765625, y: -20.5624942779541},
    { x: -28.04345703125, y: -20.5624942779541},
    { x: -32.842529296875, y: -20.5624942779541},
    { x: -37.6416015625, y: -20.562496185302734},
    { x: -42.440673828125, y: -20.562496185302734},
    { x: -47.23974609375, y: -20.562496185302734},
    { x: -52.03857421875, y: -20.562496185302734},
    { x: -56.837646484375, y: -20.562498092651367},
    { x: -61.63671875, y: -20.562498092651367},
    { x: -66.435791015625, y: -20.562498092651367},
    { x: -71.23486328125, y: -20.562498092651367},
    { x: -76.033935546875, y: -20.562498092651367},
    { x: -80.832763671875, y: -20.5625},
    { x: -85.6318359375, y: -20.5625},
    { x: -90.42889404296875, y: -20.63776969909668},
    { x: -95.1700668334961, y: -21.355815887451172},
    { x: -99.80619812011719, y: -22.590755462646484},
    { x: -104.35792541503906, y: -24.110340118408203},
    { x: -108.88848876953125, y: -25.691396713256836},
    { x: -113.53522491455078, y: -26.87628173828125},
    { x: -118.30078887939453, y: -27.41142463684082},
    { x: -123.09881591796875, y: -27.465129852294922},
    { x: -127.89764404296875, y: -27.457130432128906},
    { x: -132.69256591796875, y: -27.642425537109375},
    { x: -137.49072265625, y: -27.56252670288086},
    { x: -142.289794921875, y: -27.5625},
    { x: -147.0888671875, y: -27.562498092651367},
    { x: -151.887939453125, y: -27.562498092651367},
    { x: -156.68701171875, y: -27.562498092651367},
    { x: -161.48583984375, y: -27.5625},
    { x: -166.284912109375, y: -27.5625},
    { x: -171.083984375, y: -27.562498092651367},
    { x: -175.883056640625, y: -27.562498092651367},
    { x: -180.68212890625, y: -27.562498092651367},
    { x: -185.481201171875, y: -27.562498092651367},
    { x: -190.280029296875, y: -27.5625},
    { x: -195.0791015625, y: -27.5625},
    { x: -199.878173828125, y: -27.5625},
    { x: -204.67724609375, y: -27.5625},
    { x: -209.476318359375, y: -27.5625},
    { x: -214.275146484375, y: -27.5625},
    { x: -219.07421875, y: -27.5625},
    { x: -223.873291015625, y: -27.5625},
    { x: -228.67236328125, y: -27.5625},
    { x: -232.74241638183594, y: -26.171602249145508},
    { x: -237.2914276123047, y: -25.12293815612793},
    { x: -241.9230194091797, y: -23.872297286987305},
    { x: -246.591064453125, y: -22.765460968017578},
    { x: -251.377197265625, y: -22.5625},
    { x: -256.17626953125, y: -22.5625},
    { x: -260.975341796875, y: -22.5625},
    { x: -265.7744140625, y: -22.5625},
    { x: -270.2880859375, y: -21.5625},
    { x: -274.5035705566406, y: -19.70989418029785},
    { x: -278.9612121582031, y: -17.98915672302246},
    { x: -283.50909423828125, y: -16.56255340576172},
    { x: -287.982666015625, y: -15.5625},
    { x: -292.1961364746094, y: -14.68367862701416},
    { x: -296.983642578125, y: -14.5625},
    { x: -300.81036376953125, y: -12.209769248962402},
    { x: -302.6531066894531, y: -7.816068649291992},
    { x: -302.5714416503906, y: -3.0256762504577637},
    { x: -303.2177734375, y: 1.7284862399101257},
    { x: -303.5, y: 6.510498046875},
    { x: -303.5, y: 11.3095703125},
    { x: -303.8855285644531, y: 16.09034538269043},
    { x: -304.3899841308594, y: 20.86241912841797},
    { x: -304.5, y: 25.658447265625},
    { x: -304.5, y: 30.45751953125},
    { x: -304.5, y: 35.25634765625},
    { x: -304.5, y: 40.055419921875},
    { x: -304.5, y: 44.8544921875},
    { x: -304.5, y: 49.653564453125},
    { x: -304.5, y: 54.45263671875},
    { x: -304.5, y: 59.251708984375},
    { x: -304.5, y: 64.050537109375},
    { x: -304.5, y: 68.849609375},
    { x: -304.5, y: 73.648681640625},
    { x: -304.5, y: 78.44775390625},
    { x: -304.5, y: 83.246826171875},
    { x: -304.5, y: 88.0458984375},
    { x: -304.5, y: 92.8447265625},
    { x: -304.5, y: 97.643798828125},
    { x: -304.5, y: 102.44287109375},
    { x: -304.5, y: 107.241943359375},
    { x: -304.5, y: 112.041015625},
    { x: -304.5, y: 116.83984375},
    { x: -304.5, y: 121.638916015625},
    { x: -304.5, y: 126.43798828125},
    { x: -304.5, y: 131.237060546875},
    { x: -304.5, y: 136.0361328125},
    { x: -304.5, y: 140.835205078125},
    { x: -304.5, y: 145.634033203125},
    { x: -304.5, y: 150.43310546875},
    { x: -304.5, y: 155.232177734375},
    { x: -304.5, y: 160.03125},
    { x: -304.5, y: 164.830322265625},
    { x: -304.5, y: 169.62939453125},
    { x: -304.5, y: 174.42822265625},
    { x: -304.5, y: 179.227294921875},
    { x: -304.5, y: 184.0263671875},
    { x: -304.5, y: 188.825439453125},
    { x: -303.6220397949219, y: 192.37673950195312},
    { x: -302.2242126464844, y: 188.63650512695312},
    { x: -304.0852355957031, y: 184.2145538330078},
    { x: -304.5, y: 179.47216796875},
    { x: -304.5, y: 174.673095703125},
    { x: -304.5, y: 169.8740234375},
    { x: -304.5, y: 165.074951171875},
    { x: -304.5, y: 160.276123046875},
    { x: -304.5, y: 155.47705078125},
    { x: -304.5, y: 150.677978515625},
    { x: -304.5, y: 145.87890625},
    { x: -304.5, y: 141.079833984375},
    { x: -305.5050964355469, y: 136.42507934570312},
    { x: -306.3429870605469, y: 131.7117919921875},
    { x: -307.418212890625, y: 127.05207824707031},
    { x: -307.521240234375, y: 122.2691879272461},
    { x: -308.53765869140625, y: 117.58551788330078},
    { x: -309.70147705078125, y: 112.94757080078125},
    { x: -309.52655029296875, y: 108.15983581542969},
    { x: -310.259033203125, y: 103.42571258544922},
    { x: -311.2236633300781, y: 98.72799682617188},
    { x: -311.48858642578125, y: 93.93901824951172},
    { x: -311.7516784667969, y: 89.16822052001953},
    { x: -312.5, y: 84.457275390625},
    { x: -312.5, y: 79.658447265625},
    { x: -312.5, y: 74.859375},
    { x: -312.5, y: 70.060302734375},
    { x: -312.5, y: 65.26123046875},
    { x: -312.5, y: 60.462158203125},
    { x: -312.5, y: 55.6630859375},
    { x: -312.5, y: 50.8642578125},
    { x: -312.5, y: 46.065185546875},
    { x: -312.5, y: 41.26611328125},
    { x: -312.5392150878906, y: 36.53498840332031},
    { x: -310.36309814453125, y: 32.361576080322266},
    { x: -306.46966552734375, y: 29.67462921142578},
    { x: -302.6004638671875, y: 26.85542869567871},
    { x: -298.7922668457031, y: 23.935949325561523},
    { x: -294.6986389160156, y: 21.440217971801758},
    { x: -290.1524353027344, y: 19.979278564453125},
    { x: -285.37847900390625, y: 19.50122833251953},
    { x: -280.5832824707031, y: 19.388731002807617},
    { x: -275.78466796875, y: 19.4375},
    { x: -270.985595703125, y: 19.4375},
    { x: -266.21142578125, y: 19.73519515991211},
    { x: -261.9945983886719, y: 21.981245040893555},
    { x: -258.5852966308594, y: 25.319934844970703},
    { x: -256.27239990234375, y: 29.515172958374023},
    { x: -252.56491088867188, y: 32.49373245239258},
    { x: -249.83660888671875, y: 36.35426330566406},
    { x: -248.28890991210938, y: 40.88570785522461},
    { x: -246.40086364746094, y: 45.23590850830078},
    { x: -246.5, y: 50.03125},
    { x: -246.5, y: 54.83056640625},
    { x: -246.5, y: 59.62939453125},
    { x: -246.5, y: 64.4287109375},
    { x: -246.5, y: 69.2275390625},
    { x: -248.0888671875, y: 72.4375},
    { x: -252.88818359375, y: 72.4375},
    { x: -257.68701171875, y: 72.4375},
    { x: -262.486328125, y: 72.4375},
    { x: -267.28515625, y: 72.4375},
    { x: -272.083984375, y: 72.4375},
    { x: -276.8235778808594, y: 73.0205078125},
    { x: -281.2396545410156, y: 74.85540008544922},
    { x: -285.7489318847656, y: 76.47272491455078},
    { x: -290.2325744628906, y: 78.162841796875},
    { x: -294.8984680175781, y: 78.87125396728516},
    { x: -299.1474609375, y: 80.4375},
    { x: -302.5544738769531, y: 83.1371078491211},
    { x: -306.8106994628906, y: 85.15803527832031},
    { x: -305.5797424316406, y: 82.19087982177734},
    { x: -302.7834167480469, y: 79.41133117675781},
    { x: -297.985595703125, y: 79.46548461914062},
    { x: -293.20465087890625, y: 79.06084442138672},
    { x: -288.4217834472656, y: 78.6610107421875},
    { x: -283.6284484863281, y: 78.44634246826172},
    { x: -278.8481750488281, y: 78.11587524414062},
    { x: -274.1065368652344, y: 77.38069152832031},
    { x: -269.405517578125, y: 76.46235656738281},
    { x: -264.60693359375, y: 76.4375},
    { x: -259.80810546875, y: 76.4375},
    { x: -255.0087890625, y: 76.4375},
    { x: -250.2099609375, y: 76.4375},
    { x: -245.4111328125, y: 76.4375},
    { x: -240.61181640625, y: 76.4375},
    { x: -236.27796936035156, y: 77.08740234375},
    { x: -234.55178833007812, y: 81.56555938720703},
    { x: -232.98619079589844, y: 86.09954071044922},
    { x: -231.87750244140625, y: 90.76808166503906},
    { x: -230.81802368164062, y: 95.44845581054688},
    { x: -230.5, y: 100.2255859375},
    { x: -230.5, y: 105.02490234375},
    { x: -230.5, y: 109.82373046875},
    { x: -230.5, y: 114.623046875},
    { x: -230.5, y: 119.421875},
    { x: -230.5, y: 124.220703125},
    { x: -230.5, y: 129.02001953125},
    { x: -230.5, y: 133.81884765625},
    { x: -230.5, y: 138.6181640625},
    { x: -230.5, y: 143.4169921875},
    { x: -232.57339477539062, y: 147.5860595703125},
    { x: -236.51031494140625, y: 150.29788208007812},
    { x: -239.2886505126953, y: 154.09996032714844},
    { x: -243.15670776367188, y: 156.76699829101562},
    { x: -247.55332946777344, y: 158.45034790039062},
    { x: -251.68746948242188, y: 160.80885314941406},
    { x: -255.7508544921875, y: 163.3416290283203},
    { x: -259.9338073730469, y: 165.6649627685547},
    { x: -264.5663146972656, y: 166.9004364013672},
    { x: -269.1519775390625, y: 168.29588317871094},
    { x: -273.79888916015625, y: 169.38894653320312},
    { x: -278.4796142578125, y: 170.24928283691406},
    { x: -283.2578125, y: 170.4375},
    { x: -288.05712890625, y: 170.4375},
    { x: -292.85595703125, y: 170.4375},
    { x: -297.6552734375, y: 170.4375},
    { x: -302.4541015625, y: 170.4375},
    { x: -307.1866149902344, y: 169.9933624267578},
    { x: -303.68212890625, y: 170.4375},
    { x: -298.88330078125, y: 170.4375},
    { x: -294.083984375, y: 170.4375},
    { x: -289.28515625, y: 170.4375},
    { x: -284.48583984375, y: 170.4375},
    { x: -279.68701171875, y: 170.4375},
    { x: -274.88818359375, y: 170.4375},
    { x: -270.0888671875, y: 170.4375},
    { x: -265.2900390625, y: 170.4375},
    { x: -260.49072265625, y: 170.4375},
    { x: -255.69189453125, y: 170.4375},
    { x: -250.89306640625, y: 170.4375},
    { x: -246.09375, y: 170.4375},
    { x: -241.294921875, y: 170.4375},
    { x: -236.49560546875, y: 170.4375},
    { x: -231.69677734375, y: 170.4375},
    { x: -226.8974609375, y: 170.4375},
    { x: -222.0986328125, y: 170.4375},
    { x: -217.2998046875, y: 170.4375},
    { x: -212.50048828125, y: 170.4375},
    { x: -207.70166015625, y: 170.4375},
    { x: -202.90234375, y: 170.4375},
    { x: -202.52243041992188, y: 169.5923614501953},
    { x: -203.69366455078125, y: 164.96397399902344},
    { x: -203.50286865234375, y: 160.17149353027344},
    { x: -204.75209045410156, y: 155.57620239257812},
    { x: -205.1443328857422, y: 150.9715576171875},
    { x: -205.5, y: 146.19677734375},
    { x: -205.5266571044922, y: 141.39820861816406},
    { x: -205.7582550048828, y: 136.60484313964844},
    { x: -206.13771057128906, y: 131.82127380371094},
    { x: -206.4890899658203, y: 127.03516387939453},
    { x: -206.5, y: 122.236328125},
    { x: -206.5, y: 117.43701171875},
    { x: -206.5, y: 112.63818359375},
    { x: -206.5, y: 107.83935546875},
    { x: -206.5, y: 103.0400390625},
    { x: -206.5, y: 98.2412109375},
    { x: -206.5, y: 93.44189453125},
    { x: -206.5, y: 88.64306640625},
    { x: -206.5, y: 83.84423828125},
    { x: -206.5, y: 79.044921875},
    { x: -206.5, y: 74.24609375},
    { x: -206.5, y: 69.44677734375},
    { x: -206.5, y: 64.64794921875},
    { x: -206.5, y: 59.8486328125},
    { x: -206.5, y: 55.0498046875},
    { x: -206.5, y: 50.2509765625},
    { x: -206.5, y: 45.45166015625},
    { x: -206.5, y: 40.65283203125},
    { x: -206.5, y: 35.853515625},
    { x: -206.5, y: 31.0546875},
    { x: -206.5, y: 26.255859375},
    { x: -204.06982421875, y: 23.4375},
    { x: -199.27099609375, y: 23.4375},
    { x: -194.4716796875, y: 23.4375},
    { x: -189.6728515625, y: 23.4375},
    { x: -184.8740234375, y: 23.4375},
    { x: -180.07470703125, y: 23.4375},
    { x: -175.27587890625, y: 23.4375},
    { x: -170.48464965820312, y: 23.604476928710938},
    { x: -165.9300994873047, y: 25.069074630737305},
    { x: -161.44029235839844, y: 26.764080047607422},
    { x: -156.9468536376953, y: 28.44222068786621},
    { x: -152.7265625, y: 30.722618103027344},
    { x: -148.6681365966797, y: 33.27959060668945},
    { x: -144.83462524414062, y: 36.16543197631836},
    { x: -141.3177032470703, y: 39.42406463623047},
    { x: -138.0382843017578, y: 42.92737579345703},
    { x: -135.33265686035156, y: 46.882957458496094},
    { x: -132.58338928222656, y: 50.811458587646484},
    { x: -130.13037109375, y: 54.930416107177734},
    { x: -127.36091613769531, y: 58.78010177612305},
    { x: -125.58270263671875, y: 63.237098693847656},
    { x: -123.97321319580078, y: 67.75587463378906},
    { x: -122.74040985107422, y: 72.3930892944336},
    { x: -121.64898681640625, y: 77.066162109375},
    { x: -120.49544525146484, y: 81.72472381591797},
    { x: -119.6026840209961, y: 86.43598937988281},
    { x: -119.5, y: 91.2314453125},
    { x: -119.5, y: 96.0302734375},
    { x: -119.5, y: 100.8291015625},
    { x: -119.5, y: 105.62841796875},
    { x: -119.5, y: 110.42724609375},
    { x: -119.5, y: 115.2265625},
    { x: -119.5, y: 120.025390625},
    { x: -119.2849349975586, y: 124.79276275634766},
    { x: -122.42073059082031, y: 128.28429412841797},
    { x: -125.76808166503906, y: 131.51290893554688},
    { x: -130.4052734375, y: 131.94461059570312},
    { x: -133.8377685546875, y: 135.0718536376953},
    { x: -138.07342529296875, y: 137.13648986816406},
    { x: -141.2975616455078, y: 140.66151428222656},
    { x: -144.84097290039062, y: 143.77719116210938},
    { x: -148.22705078125, y: 147.1512908935547},
    { x: -151.0879364013672, y: 150.94830322265625},
    { x: -154.90370178222656, y: 153.84120178222656},
    { x: -158.29698181152344, y: 157.23448181152344},
    { x: -161.6903533935547, y: 160.6278533935547},
    { x: -165.39532470703125, y: 163.65838623046875},
    { x: -168.9639434814453, y: 166.84022521972656},
    { x: -172.8115997314453, y: 169.55123901367188},
    { x: -176.3201904296875, y: 172.63328552246094},
    { x: -180.8955841064453, y: 173.50445556640625},
    { x: -185.0947265625, y: 175.4375},
    { x: -189.8935546875, y: 175.4375},
    { x: -194.69287109375, y: 175.4375},
    { x: -199.49169921875, y: 175.4375},
    { x: -203.68780517578125, y: 174.66258239746094},
    { x: -199.13143920898438, y: 173.53875732421875},
    { x: -194.42564392089844, y: 172.6141815185547},
    { x: -189.63658142089844, y: 172.33868408203125},
    { x: -184.87149047851562, y: 171.7729034423828},
    { x: -180.08543395996094, y: 171.4421844482422},
    { x: -175.2903289794922, y: 171.2865447998047},
    { x: -170.52774047851562, y: 170.7060089111328},
    { x: -165.75238037109375, y: 170.2752685546875},
    { x: -160.95652770996094, y: 170.43182373046875},
    { x: -156.1572265625, y: 170.4375},
    { x: -151.3583984375, y: 170.4375},
    { x: -146.5595703125, y: 170.4375},
    { x: -141.76025390625, y: 170.4375},
    { x: -136.96142578125, y: 170.4375},
    { x: -132.162109375, y: 170.4375},
    { x: -127.36346435546875, y: 170.43797302246094},
    { x: -122.5745849609375, y: 170.73912048339844},
    { x: -117.84510803222656, y: 170.0459747314453},
    { x: -113.09891510009766, y: 169.43051147460938},
    { x: -108.41961669921875, y: 168.42005920410156},
    { x: -103.6279296875, y: 168.4375},
    { x: -98.82861328125, y: 168.4375},
    { x: -94.02978515625, y: 168.4375},
    { x: -89.23095703125, y: 168.4375},
    { x: -85.5, y: 167.369140625},
    { x: -85.5, y: 162.5703125},
    { x: -85.5, y: 157.77099609375},
    { x: -85.5, y: 152.97216796875},
    { x: -85.5, y: 148.17333984375},
    { x: -85.5, y: 143.3740234375},
    { x: -85.5, y: 138.5751953125},
    { x: -85.5, y: 133.77587890625},
    { x: -85.5, y: 128.97705078125},
    { x: -85.5, y: 124.177734375},
    { x: -85.5, y: 119.37890625},
    { x: -85.5, y: 114.580078125},
    { x: -85.5, y: 109.78076171875},
    { x: -85.5, y: 104.98193359375},
    { x: -85.54164123535156, y: 100.18329620361328},
    { x: -85.61797332763672, y: 95.38541412353516},
    { x: -85.19277954101562, y: 90.60765838623047},
    { x: -84.4789810180664, y: 85.86231231689453},
    { x: -83.43651580810547, y: 81.17911529541016},
    { x: -82.45330810546875, y: 76.48210144042969},
    { x: -81.4611587524414, y: 71.78700256347656},
    { x: -80.33529663085938, y: 67.12236022949219},
    { x: -79.08724975585938, y: 62.48796463012695},
    { x: -77.79690551757812, y: 57.866050720214844},
    { x: -76.67794036865234, y: 53.19884490966797},
    { x: -75.1996841430664, y: 48.65575408935547},
    { x: -72.73829650878906, y: 44.53628158569336},
    { x: -70.4075927734375, y: 40.341896057128906},
    { x: -68.25953674316406, y: 36.050628662109375},
    { x: -66.20679473876953, y: 31.71247100830078},
    { x: -64.09882354736328, y: 27.401439666748047},
    { x: -61.98093032836914, y: 23.094806671142578},
    { x: -59.9085693359375, y: 18.76702880859375},
    { x: -58.11099624633789, y: 14.32108211517334},
    { x: -56.00418472290039, y: 10.026463508605957},
    { x: -53.27018356323242, y: 6.207683563232422},
    { x: -49.66960144042969, y: 3.0686237812042236},
    { x: -44.9638671875, y: 2.4375},
    { x: -40.226619720458984, y: 2.743409752845764},
    { x: -38.34781265258789, y: 7.073451519012451},
    { x: -37.525306701660156, y: 11.799576759338379},
    { x: -36.84952926635742, y: 16.55073833465576},
    { x: -35.99406433105469, y: 21.272279739379883},
    { x: -35.53544998168945, y: 26.04729652404785},
    { x: -35.49747848510742, y: 30.845455169677734},
    { x: -35.40583801269531, y: 35.64264678955078},
    { x: -35.05365753173828, y: 40.428585052490234},
    { x: -34.60539245605469, y: 45.20659255981445},
    { x: -34.057159423828125, y: 49.97296142578125},
    { x: -33.28309631347656, y: 54.70855712890625},
    { x: -32.434913635253906, y: 59.431724548339844},
    { x: -31.554019927978516, y: 64.14955520629883},
    { x: -30.740781784057617, y: 68.87857055664062},
    { x: -30.027273178100586, y: 73.62495422363281},
    { x: -29.328489303588867, y: 78.37263488769531},
    { x: -28.560644149780273, y: 83.10961151123047},
    { x: -27.638017654418945, y: 87.81876373291016},
    { x: -26.992042541503906, y: 92.5660171508789},
    { x: -26.302236557006836, y: 97.3065414428711},
    { x: -25.072885513305664, y: 101.94158935546875},
    { x: -23.24977684020996, y: 106.38008117675781},
    { x: -21.383079528808594, y: 110.80096435546875},
    { x: -20.159507751464844, y: 115.42327880859375},
    { x: -19.740209579467773, y: 120.2026596069336},
    { x: -18.479564666748047, y: 124.82572174072266},
    { x: -16.693952560424805, y: 129.27969360351562},
    { x: -15.065534591674805, y: 133.7911376953125},
    { x: -13.593565940856934, y: 138.35328674316406},
    { x: -12.314055442810059, y: 142.92578125},
    { x: -11.5, y: 147.619140625},
    { x: -10.513994216918945, y: 152.2277069091797},
    { x: -9.49409294128418, y: 156.5664825439453},
    { x: -7.332170486450195, y: 160.66738891601562},
    { x: -5.576120376586914, y: 162.92137145996094},
    { x: -5.499999523162842, y: 158.12451171875},
    { x: -5.5, y: 153.3251953125},
    { x: -5.527560234069824, y: 148.52651977539062},
    { x: -6.045614719390869, y: 143.76666259765625},
    { x: -8.143759727478027, y: 139.47869873046875},
    { x: -10.945321083068848, y: 135.61074829101562},
    { x: -12.520127296447754, y: 131.09243774414062},
    { x: -13.511765480041504, y: 126.39896392822266},
    { x: -15.562265396118164, y: 122.07941436767578},
    { x: -18.459396362304688, y: 118.25737762451172},
    { x: -22.158954620361328, y: 115.21647644042969},
    { x: -25.881263732910156, y: 112.293701171875},
    { x: -29.068220138549805, y: 108.72721862792969},
    { x: -32.81304168701172, y: 105.75495147705078},
    { x: -36.37456512451172, y: 102.71546936035156},
    { x: -39.10466766357422, y: 98.81842041015625},
    { x: -42.572444915771484, y: 95.51271057128906},
    { x: -47.05740737915039, y: 94.5733871459961},
    { x: -51.73640823364258, y: 93.59418487548828},
    { x: -56.46859359741211, y: 92.9105453491211},
    { x: -61.2080078125, y: 92.4375},
    { x: -66.0068359375, y: 92.4375},
    { x: -70.8056640625, y: 92.4375},
    { x: -75.60498046875, y: 92.4375},
    { x: -80.40380859375, y: 92.4375},
    { x: -85.203125, y: 92.4375},
    { x: -88.9939956665039, y: 94.393798828125},
    { x: -90.5, y: 98.810546875},
    { x: -90.5, y: 103.609375},
    { x: -90.5, y: 108.408203125},
    { x: -90.22055053710938, y: 113.12728881835938},
    { x: -85.48193359375, y: 113.4375},
    { x: -80.6826171875, y: 113.4375},
    { x: -75.8837890625, y: 113.4375},
    { x: -71.0849609375, y: 113.4375},
    { x: -66.28564453125, y: 113.4375},
    { x: -61.48681640625, y: 113.4375},
    { x: -56.6875, y: 113.4375},
    { x: -51.888671875, y: 113.4375},
    { x: -47.08984375, y: 113.4375},
    { x: -42.29052734375, y: 113.4375},
    { x: -37.49169921875, y: 113.4375},
    { x: -32.6923828125, y: 113.4375},
    { x: -27.933212280273438, y: 113.28135681152344},
    { x: -23.34814453125, y: 114.4375},
    { x: -20.5, y: 116.38818359375},
    { x: -20.5, y: 121.18701171875},
    { x: -20.5, y: 125.986328125},
    { x: -20.5, y: 130.78515625},
    { x: -20.5, y: 135.58447265625},
    { x: -20.5, y: 140.38330078125},
    { x: -20.5, y: 145.18212890625},
    { x: -20.50931739807129, y: 149.98109436035156},
    { x: -19.790300369262695, y: 154.5402374267578},
    { x: -17.14101791381836, y: 158.4683380126953},
    { x: -14.232475280761719, y: 161.5575714111328},
    { x: -9.69384765625, y: 162.4375},
    { x: -4.89453125, y: 162.4375},
    { x: -0.095703125, y: 162.4375},
    { x: 4.70361328125, y: 162.4375},
    { x: 9.50244140625, y: 162.4375},
    { x: 14.3017578125, y: 162.4375},
    { x: 19.1005859375, y: 162.4375},
    { x: 23.8994140625, y: 162.4375},
    { x: 28.69873046875, y: 162.4375},
    { x: 33.49755859375, y: 162.4375},
    { x: 38.296875, y: 162.4375},
    { x: 43.095703125, y: 162.4375},
    { x: 47.89453125, y: 162.4375},
    { x: 52.69384765625, y: 162.4375},
    { x: 57.49267578125, y: 162.4375},
    { x: 62.2919921875, y: 162.4375},
    { x: 66.5, y: 161.3974609375},
    { x: 66.5, y: 156.5986328125},
    { x: 66.5, y: 151.79931640625},
    { x: 66.5, y: 147.00048828125},
    { x: 66.5, y: 142.201171875},
    { x: 66.5, y: 137.40234375},
    { x: 66.5, y: 132.60302734375},
    { x: 66.34032440185547, y: 127.8100814819336},
    { x: 65.6381607055664, y: 123.06497955322266},
    { x: 64.32998657226562, y: 118.46836853027344},
    { x: 64.69967651367188, y: 113.72124481201172},
    { x: 61.82601547241211, y: 110.42810821533203},
    { x: 57.02734375, y: 110.4375},
    { x: 52.78572082519531, y: 108.94815826416016},
    { x: 49.790618896484375, y: 105.25749206542969},
    { x: 47.05917739868164, y: 101.31228637695312},
    { x: 44.414817810058594, y: 97.30712127685547},
    { x: 41.38349914550781, y: 93.59102630615234},
    { x: 38.113040924072266, y: 90.07991027832031},
    { x: 34.74694061279297, y: 86.65836334228516},
    { x: 31.758811950683594, y: 82.91766357421875},
    { x: 29.52581787109375, y: 78.67002868652344},
    { x: 27.32528305053711, y: 74.40620422363281},
    { x: 25.51485824584961, y: 69.96308898925781},
    { x: 23.29115867614746, y: 65.7142562866211},
    { x: 21.019956588745117, y: 61.4884033203125},
    { x: 18.70782470703125, y: 57.28416061401367},
    { x: 16.007265090942383, y: 53.32072067260742},
    { x: 12.958319664001465, y: 49.61491394042969},
    { x: 10.146306991577148, y: 45.75312042236328},
    { x: 7.62111759185791, y: 41.69904708862305},
    { x: 4.692290782928467, y: 37.97418212890625},
    { x: 2.1720625162124634, y: 34.14570999145508},
    { x: -0.1330627202987671, y: 30.710914611816406},
    { x: -1.1594691276550293, y: 34.27210998535156},
    { x: -0.5115565061569214, y: 39.01593017578125},
    { x: -0.6181886196136475, y: 43.805023193359375},
    { x: 1.3698854744434357, y: 48.121368408203125},
    { x: 3.966886281967163, y: 52.15629959106445},
    { x: 6.826532363891602, y: 56.00838088989258},
    { x: 8.80461835861206, y: 60.358985900878906},
    { x: 11.301263809204102, y: 64.42635345458984},
    { x: 14.72502326965332, y: 67.78423309326172},
    { x: 18.511486053466797, y: 70.7306137084961},
    { x: 22.390058517456055, y: 73.55536651611328},
    { x: 26.189634323120117, y: 76.48662567138672},
    { x: 30.129356384277344, y: 79.2256088256836},
    { x: 34.331016540527344, y: 81.45559692382812},
    { x: 37.63589859008789, y: 84.3894271850586},
    { x: 41.31307601928711, y: 86.55781555175781},
    { x: 44.86503601074219, y: 89.76313018798828},
    { x: 47.579647064208984, y: 93.46794891357422},
    { x: 50.702537536621094, y: 96.98106384277344},
    { x: 52.73047637939453, y: 101.26806640625},
    { x: 55.71381378173828, y: 105.02420806884766},
    { x: 57.49996566772461, y: 109.4306640625},
    { x: 60.10732650756836, y: 113.38456726074219},
    { x: 61.97994613647461, y: 117.68648529052734},
    { x: 65.82654571533203, y: 119.45281219482422},
    { x: 70.24048614501953, y: 118.67732238769531},
    { x: 71.98278045654297, y: 114.236083984375},
    { x: 72.817626953125, y: 109.51254272460938},
    { x: 73.32176971435547, y: 104.74006652832031},
    { x: 73.5171890258789, y: 99.94903564453125},
    { x: 73.9820556640625, y: 95.21405029296875},
    { x: 75.4622573852539, y: 90.65782928466797},
    { x: 75.5, y: 85.86669921875},
    { x: 75.7168197631836, y: 81.0871353149414},
    { x: 76.63675689697266, y: 76.38275909423828},
    { x: 77.40062713623047, y: 71.64541625976562},
    { x: 78.35123443603516, y: 66.94175720214844},
    { x: 79.41790771484375, y: 62.26279830932617},
    { x: 80.47191619873047, y: 57.581268310546875},
    { x: 81.71269989013672, y: 52.95027542114258},
    { x: 83.54350280761719, y: 48.51632308959961},
    { x: 85.94385528564453, y: 44.39853286743164},
    { x: 86.51089477539062, y: 39.776973724365234},
    { x: 86.5, y: 42.1083984375},
    { x: 86.5, y: 46.9072265625},
    { x: 86.5, y: 51.70654296875},
    { x: 86.5, y: 56.50537109375},
    { x: 86.19805145263672, y: 61.273399353027344},
    { x: 84.39106750488281, y: 65.71524810791016},
    { x: 83.15347290039062, y: 70.34938049316406},
    { x: 81.19681549072266, y: 74.68489074707031},
    { x: 78.44232177734375, y: 78.56924438476562},
    { x: 74.25581359863281, y: 80.55462646484375},
    { x: 70.85889434814453, y: 83.64022827148438},
    { x: 68.4040756225586, y: 87.68240356445312},
    { x: 67.40135955810547, y: 92.31070709228516},
    { x: 66.64773559570312, y: 96.99761962890625},
    { x: 66.5, y: 101.787109375},
    { x: 66.5, y: 106.5859375},
    { x: 66.5, y: 111.384765625},
    { x: 64.45098114013672, y: 115.6582260131836},
    { x: 64.5, y: 120.43505859375},
    { x: 64.5, y: 125.234375},
    { x: 63.34901809692383, y: 129.82423400878906},
    { x: 63.50230026245117, y: 134.61553955078125},
    { x: 62.98980712890625, y: 139.33631896972656},
    { x: 62.5, y: 144.083984375},
    { x: 62.5, y: 148.88330078125},
    { x: 62.5, y: 153.68212890625},
    { x: 62.5, y: 158.4814453125},
    { x: 62.5, y: 163.2802734375},
    { x: 65.56842041015625, y: 165.63424682617188},
    { x: 70.3099136352539, y: 164.9595947265625},
    { x: 75.08448028564453, y: 164.4779510498047},
    { x: 79.83023071289062, y: 163.7802734375},
    { x: 84.51563262939453, y: 162.74441528320312},
    { x: 89.20140838623047, y: 161.7449188232422},
    { x: 93.97509765625, y: 161.4375},
    { x: 98.773681640625, y: 161.43731689453125},
    { x: 103.54063415527344, y: 160.9891357421875},
    { x: 108.10406494140625, y: 159.51510620117188},
    { x: 112.7176742553711, y: 158.24917602539062},
    { x: 117.5048828125, y: 158.4375},
    { x: 122.3037109375, y: 158.4375},
    { x: 127.10302734375, y: 158.4375},
    { x: 131.90185546875, y: 158.4375},
    { x: 136.701171875, y: 158.4375},
    { x: 147.5, y: 31.4375},
    { x: 147.5, y: 36.25568389892578},
    { x: 147.5, y: 41.0738639831543},
    { x: 147.5, y: 45.89204406738281},
    { x: 147.5, y: 50.710227966308594},
    { x: 147.5, y: 55.528411865234375},
    { x: 147.5, y: 60.346588134765625},
    { x: 147.5, y: 65.1647720336914},
    { x: 147.5, y: 69.98295593261719},
    { x: 147.5, y: 74.80113220214844},
    { x: 147.5, y: 79.61932373046875},
    { x: 147.5, y: 84.4375},
    { x: 147.5, y: 89.25567626953125},
    { x: 147.5, y: 94.07386779785156},
    { x: 147.5, y: 98.89204406738281},
    { x: 147.5, y: 103.7102279663086},
    { x: 147.5, y: 108.52841186523438},
    { x: 147.5, y: 113.34658813476562},
    { x: 147.5, y: 118.1647720336914},
    { x: 147.5, y: 122.98295593261719},
    { x: 147.5, y: 127.80113983154297},
    { x: 147.5, y: 132.61932373046875},
    { x: 110.5, y: 23.4375},
    { x: 110.5, y: 28.358856201171875},
    { x: 110.5, y: 33.28021240234375},
    { x: 110.42642211914062, y: 38.20034408569336},
    { x: 110.64958190917969, y: 43.095951080322266},
    { x: 113.55357360839844, y: 47.01298904418945},
    { x: 115.63323211669922, y: 51.4375},
    { x: 118.16764068603516, y: 55.650917053222656},
    { x: 120.69155883789062, y: 59.8680419921875},
    { x: 123.82591247558594, y: 63.61988067626953},
    { x: 126.89826202392578, y: 67.46263885498047},
    { x: 130.2200469970703, y: 71.00824737548828},
    { x: 133.4879913330078, y: 74.4374008178711},
    { x: 137.3765106201172, y: 77.2713851928711},
    { x: 140.92491149902344, y: 80.56039428710938},
    { x: 145.0500946044922, y: 82.98759460449219},
    { x: 148.5, y: 133.4375},
    { x: 148.5, y: 138.17210388183594},
    { x: 148.5, y: 142.90670776367188},
    { x: 147.65342712402344, y: 147.05648803710938},
    { x: 144.58985900878906, y: 150.34487915039062},
    { x: 141.37551879882812, y: 153.7123260498047},
    { x: 139.28614807128906, y: 157.76953125},
    { x: 135.32298278808594, y: 159.91375732421875},
    { x: 131.77786254882812, y: 162.71583557128906},
    { x: -25.5, y: 201.4375},
    { x: -26.499536514282227, y: 205.81924438476562},
    { x: -26.5, y: 210.6108856201172},
    { x: -26.5, y: 215.40252685546875},
    { x: -26.5, y: 220.19415283203125},
    { x: -26.5, y: 224.9857940673828},
    { x: -26.5, y: 229.77743530273438},
    { x: -26.5, y: 234.56907653808594},
    { x: -26.5, y: 239.3607177734375},
    { x: -26.5, y: 244.15234375},
    { x: -26.5, y: 248.94398498535156},
    { x: -26.5, y: 253.73562622070312},
    { x: -26.5, y: 258.5272521972656},
    { x: -26.5, y: 263.31890869140625},
    { x: -26.5, y: 268.11053466796875},
    { x: -26.5, y: 272.90216064453125},
    { x: -26.5, y: 277.6938171386719},
    { x: -26.5, y: 282.4854431152344},
    { x: -26.5, y: 287.277099609375},
    { x: -26.5, y: 292.0687255859375},
    { x: -26.5, y: 296.8603515625},
    { x: -26.5, y: 301.6520080566406},
    { x: -26.5, y: 306.4436340332031},
    { x: -26.5, y: 311.23529052734375},
    { x: -26.5, y: 316.02691650390625},
    { x: -26.5, y: 320.81854248046875},
    { x: -26.5, y: 325.6101989746094},
    { x: -26.5, y: 330.40185546875},
    { x: -26.5, y: 335.1934814453125},
    { x: -26.5, y: 339.985107421875},
    { x: -26.5, y: 344.7767333984375},
    { x: -26.5, y: 349.5683898925781},
    { x: -26.5, y: 354.36004638671875},
    { x: -26.5, y: 359.15167236328125},
    { x: -26.5, y: 363.94329833984375},
    { x: -26.5, y: 368.73492431640625},
    { x: -26.5, y: 373.5265808105469},
    { x: -25.94691276550293, y: 377.30621337890625},
    { x: -25.364065170288086, y: 372.7625732421875},
    { x: -26.269948959350586, y: 368.05804443359375},
    { x: -26.5, y: 363.2846374511719},
    { x: -26.5, y: 358.49298095703125},
    { x: -26.5, y: 353.70135498046875},
    { x: -26.5, y: 348.90972900390625},
    { x: -26.5, y: 344.11810302734375},
    { x: -26.5, y: 339.3264465332031},
    { x: -26.5, y: 334.5347900390625},
    { x: -26.5, y: 329.7431640625},
    { x: -26.5, y: 324.9515380859375},
    { x: -26.5, y: 320.159912109375},
    { x: -26.5, y: 315.3682556152344},
    { x: -26.5, y: 310.57659912109375},
    { x: -26.5, y: 305.78497314453125},
    { x: -25.580320358276367, y: 301.2835998535156},
    { x: -21.917409896850586, y: 298.2001953125},
    { x: -18.03725814819336, y: 295.3890380859375},
    { x: -14.381876945495605, y: 292.3093566894531},
    { x: -11.196720123291016, y: 288.7326965332031},
    { x: -8.452059745788574, y: 284.80816650390625},
    { x: -6.077861785888672, y: 280.6472473144531},
    { x: -3.972456455230713, y: 276.34375},
    { x: -2.0302648544311523, y: 271.9634704589844},
    { x: 0.2680559754371643, y: 267.7664489746094},
    { x: 3.112352132797241, y: 263.912841796875},
    { x: 6.455740928649902, y: 260.48175048828125},
    { x: 9.8672456741333, y: 257.1260986328125},
    { x: 13.20977783203125, y: 253.70211791992188},
    { x: 15.964580535888672, y: 249.78396606445312},
    { x: 18.89714241027832, y: 246.00477600097656},
    { x: 21.965940475463867, y: 242.32504272460938},
    { x: 24.967031478881836, y: 238.5897216796875},
    { x: 27.924211502075195, y: 234.81951904296875},
    { x: 30.8243350982666, y: 231.0052490234375},
    { x: 33.77418899536133, y: 227.2295379638672},
    { x: 36.7733154296875, y: 223.4927520751953},
    { x: 38.73999786376953, y: 219.2025146484375},
    { x: 38.51512145996094, y: 219.82411193847656},
    { x: 35.94871520996094, y: 223.8658447265625},
    { x: 32.85560607910156, y: 227.5242462158203},
    { x: 29.66509246826172, y: 231.09925842285156},
    { x: 26.56429100036621, y: 234.75172424316406},
    { x: 23.733089447021484, y: 238.61273193359375},
    { x: 21.564165115356445, y: 242.88360595703125},
    { x: 19.457683563232422, y: 247.18710327148438},
    { x: 17.14059066772461, y: 251.38040161132812},
    { x: 14.412468910217285, y: 255.3127899169922},
    { x: 11.339811325073242, y: 258.9894104003906},
    { x: 8.591606616973877, y: 262.9072265625},
    { x: 6.3839592933654785, y: 267.1592102050781},
    { x: 3.9313840866088867, y: 271.270263671875},
    { x: 1.056513488292694, y: 275.10284423828125},
    { x: -1.8487274646759033, y: 278.91278076171875},
    { x: -4.646974086761475, y: 282.8000183105469},
    { x: -6.640470027923584, y: 287.15087890625},
    { x: -9.100141525268555, y: 291.2469482421875},
    { x: -11.939133644104004, y: 295.1048583984375},
    { x: -14.855745315551758, y: 298.8866882324219},
    { x: -16.868083953857422, y: 303.22998046875},
    { x: -19.94007110595703, y: 306.815185546875},
    { x: -22.963504791259766, y: 310.47552490234375},
    { x: -25.44684410095215, y: 313.0956115722656},
    { x: -25.43759536743164, y: 308.3103942871094},
    { x: -21.128570556640625, y: 307.4375},
    { x: -16.336944580078125, y: 307.4375},
    { x: -11.721393585205078, y: 308.1808776855469},
    { x: -8.461535453796387, y: 311.6683349609375},
    { x: -5.904248237609863, y: 315.6891784667969},
    { x: -4.248053073883057, y: 320.178955078125},
    { x: -1.421726942062378, y: 324.0301208496094},
    { x: 1.3229819536209106, y: 327.9398193359375},
    { x: 4.3718366622924805, y: 331.6284484863281},
    { x: 7.421864032745361, y: 335.3206787109375},
    { x: 10.665651321411133, y: 338.8446350097656},
    { x: 13.250714302062988, y: 342.8639221191406},
    { x: 15.58883285522461, y: 347.0193176269531},
    { x: 19.482454299926758, y: 349.78875732421875},
    { x: 22.98175621032715, y: 353.04150390625},
    { x: 25.33107566833496, y: 357.2142333984375},
    { x: 28.60431671142578, y: 360.70489501953125},
    { x: 32.62875938415527, y: 363.2673645019531},
    { x: 35.28499984741211, y: 367.215087890625},
    { x: 38.66941833496094, y: 370.6069030761719},
    { x: 42.176265716552734, y: 373.8549499511719},
    { x: 44.87105941772461, y: 377.774169921875},
    { x: 48.160518646240234, y: 381.2331237792969},
    { x: 51.5, y: 384.39453125},
    { x: 53.81666564941406, y: 381.000244140625},
    { x: 58.54302978515625, y: 380.4375},
    { x: 61.39156723022461, y: 377.3984680175781},
    { x: 63.273990631103516, y: 373.0229797363281},
    { x: 63.52028274536133, y: 368.2966613769531},
    { x: 63.5, y: 363.50531005859375},
    { x: 63.5, y: 358.71368408203125},
    { x: 63.5, y: 353.9219970703125},
    { x: 63.5, y: 349.13037109375},
    { x: 63.5, y: 344.3387451171875},
    { x: 63.5, y: 339.547119140625},
    { x: 63.5, y: 334.7554931640625},
    { x: 63.5, y: 329.96380615234375},
    { x: 63.5, y: 325.17218017578125},
    { x: 63.5, y: 320.38055419921875},
    { x: 63.5, y: 315.58892822265625},
    { x: 63.5, y: 310.79730224609375},
    { x: 63.5, y: 306.005615234375},
    { x: 63.5, y: 301.2139892578125},
    { x: 63.5, y: 296.42236328125},
    { x: 63.5, y: 291.6307373046875},
    { x: 63.5, y: 286.839111328125},
    { x: 63.5, y: 282.04742431640625},
    { x: 63.5, y: 277.25579833984375},
    { x: 63.5, y: 272.46417236328125},
    { x: 63.5, y: 267.67254638671875},
    { x: 63.5, y: 262.88092041015625},
    { x: 63.5, y: 258.0892333984375},
    { x: 63.5, y: 253.297607421875},
    { x: 63.5, y: 248.5059814453125},
    { x: 63.5, y: 243.71435546875},
    { x: 63.5, y: 238.9227294921875},
    { x: 63.5, y: 234.13104248046875},
    { x: 63.5, y: 229.33941650390625},
    { x: 62.5, y: 230.60009765625},
    { x: 62.5, y: 235.3917236328125},
    { x: 62.5, y: 240.183349609375},
    { x: 62.5, y: 244.97503662109375},
    { x: 62.5, y: 249.76666259765625},
    { x: 62.16541290283203, y: 254.53497314453125},
    { x: 61.5, y: 259.26263427734375},
    { x: 61.5, y: 264.05426025390625},
    { x: 61.5, y: 268.845947265625},
    { x: 61.5, y: 273.6375732421875},
    { x: 61.5, y: 278.42919921875},
    { x: 61.5, y: 283.2208251953125},
    { x: 61.5, y: 288.012451171875},
    { x: 61.5, y: 292.80413818359375},
    { x: 61.5, y: 297.59576416015625},
    { x: 61.5, y: 302.38739013671875},
    { x: 61.5, y: 307.17901611328125},
    { x: 61.5, y: 311.97064208984375},
    { x: 61.5, y: 316.7623291015625},
    { x: 61.5, y: 321.553955078125},
    { x: 61.5, y: 326.3455810546875},
    { x: 61.5, y: 331.13720703125},
    { x: 61.5, y: 335.9288330078125},
    { x: 61.5, y: 340.72052001953125},
    { x: 61.5, y: 345.51214599609375},
    { x: 61.5, y: 350.30377197265625},
    { x: 61.5, y: 355.09539794921875},
    { x: 61.5, y: 359.88702392578125},
    { x: 61.5, y: 364.6787109375},
    { x: 61.5, y: 369.4703369140625},
    { x: 61.5, y: 374.261962890625},
    { x: 61.5, y: 379.0535888671875},
    { x: 63.90771484375, y: 381.4375},
    { x: 68.69940185546875, y: 381.4375},
    { x: 73.49102783203125, y: 381.4375},
    { x: 78.28265380859375, y: 381.4375},
    { x: 83.07427978515625, y: 381.4375},
    { x: 87.86590576171875, y: 381.4375},
    { x: 92.6575927734375, y: 381.4375},
    { x: 97.44921875, y: 381.4375},
    { x: 102.2408447265625, y: 381.4375},
    { x: 107.032470703125, y: 381.4375},
    { x: 111.8240966796875, y: 381.4375},
    { x: 116.61578369140625, y: 381.4375},
    { x: 119.5, y: 379.53009033203125},
    { x: 119.5, y: 374.73846435546875},
    { x: 119.5, y: 369.94683837890625},
    { x: 119.5, y: 365.15521240234375},
    { x: 119.2787094116211, y: 360.3731689453125},
    { x: 118.51809692382812, y: 355.6434631347656},
    { x: 117.36383819580078, y: 350.9955749511719},
    { x: 116.02254486083984, y: 346.39581298828125},
    { x: 115.01311492919922, y: 341.71417236328125},
    { x: 114.45480346679688, y: 336.9558410644531},
    { x: 114.23816680908203, y: 332.170654296875},
    { x: 114.35470581054688, y: 327.3809814453125},
    { x: 114.5, y: 322.5921630859375},
    { x: 114.5, y: 317.800537109375},
    { x: 114.5, y: 313.0089111328125},
    { x: 114.5, y: 308.21728515625},
    { x: 114.79248046875, y: 303.438232421875},
    { x: 114.08786010742188, y: 298.74273681640625},
    { x: 113.58346557617188, y: 293.9798583984375},
    { x: 113.4460678100586, y: 289.19097900390625},
    { x: 112.91545867919922, y: 284.4320983886719},
    { x: 112.49530792236328, y: 279.6940002441406},
    { x: 112.5, y: 274.9024658203125},
    { x: 112.5, y: 270.11083984375},
    { x: 112.5, y: 265.3192138671875},
    { x: 112.5, y: 260.527587890625},
    { x: 112.5, y: 255.7359619140625},
    { x: 112.5, y: 250.9443359375},
    { x: 112.5, y: 246.1527099609375},
    { x: 112.5, y: 241.361083984375},
    { x: 112.5, y: 236.5694580078125},
    { x: 112.5, y: 231.77783203125},
    { x: 114.42567443847656, y: 228.4455108642578},
    { x: 119.21728515625, y: 228.4375},
    { x: 124.0089111328125, y: 228.4375},
    { x: 128.80032348632812, y: 228.39695739746094},
    { x: 133.57591247558594, y: 228.6124725341797},
    { x: 138.0609588623047, y: 230.2608642578125},
    { x: 142.631591796875, y: 231.60411071777344},
    { x: 146.4865264892578, y: 234.34539794921875},
    { x: 149.3993682861328, y: 238.0860595703125},
    { x: 151.80181884765625, y: 242.20387268066406},
    { x: 154.17782592773438, y: 246.3635711669922},
    { x: 155.83071899414062, y: 250.83221435546875},
    { x: 156.50140380859375, y: 255.5650177001953},
    { x: 157.0548095703125, y: 260.3222961425781},
    { x: 157.5, y: 265.0872802734375},
    { x: 157.5, y: 269.87890625},
    { x: 157.5, y: 274.6705322265625},
    { x: 157.5, y: 279.462158203125},
    { x: 157.66322326660156, y: 284.24444580078125},
    { x: 155.35845947265625, y: 287.6622619628906},
    { x: 150.96044921875, y: 286.4375},
    { x: 146.1688232421875, y: 286.4375},
    { x: 141.377197265625, y: 286.4375},
    { x: 136.5855712890625, y: 286.4375},
    { x: 131.7939453125, y: 286.4375},
    { x: 127.0023193359375, y: 286.4375},
    { x: 122.2124252319336, y: 286.5103454589844},
    { x: 117.6412582397461, y: 287.8345642089844},
    { x: 113.30813598632812, y: 289.8563537597656},
    { x: 108.79118347167969, y: 291.1496887207031},
    { x: 105.96786499023438, y: 293.0924072265625},
    { x: 110.55154418945312, y: 294.3125305175781},
    { x: 115.13777923583984, y: 295.67755126953125},
    { x: 119.52447509765625, y: 297.5999755859375},
    { x: 123.63090515136719, y: 300.0604248046875},
    { x: 127.25984191894531, y: 303.1798095703125},
    { x: 130.59103393554688, y: 306.6231384277344},
    { x: 133.6232452392578, y: 310.32977294921875},
    { x: 136.01271057128906, y: 314.4748229980469},
    { x: 138.38572692871094, y: 318.6338195800781},
    { x: 141.40689086914062, y: 322.3436584472656},
    { x: 144.6894073486328, y: 325.8327331542969},
    { x: 147.6303253173828, y: 329.61358642578125},
    { x: 150.84567260742188, y: 333.1637268066406},
    { x: 153.6670684814453, y: 337.0199890136719},
    { x: 157.15684509277344, y: 340.2998962402344},
    { x: 160.71273803710938, y: 343.50970458984375},
    { x: 164.5237274169922, y: 346.41314697265625},
    { x: 167.63485717773438, y: 350.02947998046875},
    { x: 170.35894775390625, y: 353.97149658203125},
    { x: 172.9923553466797, y: 357.9743347167969},
    { x: 175.491455078125, y: 362.062255859375},
    { x: 178.1935577392578, y: 366.0189514160156},
    { x: 180.67922973632812, y: 370.09210205078125},
    { x: 182.56643676757812, y: 372.9775085449219},
    { x: 186.46498107910156, y: 370.1947937011719},
    { x: 190.29568481445312, y: 367.31640625},
    { x: 194.27601623535156, y: 364.6547546386719},
    { x: 198.6167755126953, y: 362.6390075683594},
    { x: 203.25424194335938, y: 361.4695739746094},
    { x: 207.9867401123047, y: 360.72216796875},
    { x: 212.7633056640625, y: 360.4375},
    { x: 217.554931640625, y: 360.4375},
    { x: 222.3465576171875, y: 360.4375},
    { x: 227.13818359375, y: 360.4375},
    { x: 230.38995361328125, y: 358.384765625},
    { x: 230.4982452392578, y: 353.5953369140625},
    { x: 230.5, y: 348.8037109375},
    { x: 230.5, y: 344.0120849609375},
    { x: 230.5, y: 339.2203369140625},
    { x: 230.5, y: 334.4287109375},
    { x: 230.5, y: 329.6370849609375},
    { x: 230.5, y: 324.845458984375},
    { x: 230.5, y: 320.0538330078125},
    { x: 230.5, y: 315.26220703125},
    { x: 230.5, y: 310.4705810546875},
    { x: 230.5, y: 305.678955078125},
    { x: 230.5, y: 300.8873291015625},
    { x: 230.5, y: 296.095703125},
    { x: 230.5, y: 291.3040771484375},
    { x: 230.5, y: 286.5123291015625},
    { x: 230.5, y: 281.720703125},
    { x: 230.5, y: 276.9290771484375},
    { x: 230.5, y: 272.137451171875},
    { x: 230.5, y: 267.3458251953125},
    { x: 230.5, y: 262.55419921875},
    { x: 230.3886260986328, y: 257.7708740234375},
    { x: 230.8984375, y: 253.0072479248047},
    { x: 231.61288452148438, y: 248.2694549560547},
    { x: 232.451904296875, y: 243.55174255371094},
    { x: 233.32354736328125, y: 238.84011840820312},
    { x: 234.09866333007812, y: 234.11183166503906},
    { x: 234.56898498535156, y: 229.3451385498047},
    { x: 234.61712646484375, y: 224.55577087402344},
    { x: 237.06500244140625, y: 222.7696533203125},
    { x: 239.4324188232422, y: 226.90872192382812},
    { x: 240.63565063476562, y: 231.52622985839844},
    { x: 240.6128692626953, y: 236.3135528564453},
    { x: 240.84820556640625, y: 241.06155395507812},
    { x: 242.568115234375, y: 245.5303192138672},
    { x: 244.71401977539062, y: 249.8141632080078},
    { x: 246.75152587890625, y: 254.15052795410156},
    { x: 248.61965942382812, y: 258.56268310546875},
    { x: 250.34906005859375, y: 263.0312805175781},
    { x: 251.8612823486328, y: 267.5770568847656},
    { x: 253.27430725097656, y: 272.1554870605469},
    { x: 255.01309204101562, y: 276.61749267578125},
    { x: 256.8043518066406, y: 281.0613098144531},
    { x: 258.4278564453125, y: 285.5693664550781},
    { x: 259.9064025878906, y: 290.1269836425781},
    { x: 261.2579345703125, y: 294.7239074707031},
    { x: 262.4967041015625, y: 299.3526306152344},
    { x: 263.6402587890625, y: 304.005615234375},
    { x: 265.1029968261719, y: 308.5661926269531},
    { x: 266.92327880859375, y: 312.9977722167969},
    { x: 268.9549255371094, y: 317.3370666503906},
    { x: 271.3521728515625, y: 321.4790344238281},
    { x: 274.31011962890625, y: 325.24285888671875},
    { x: 276.9564514160156, y: 329.2041015625},
    { x: 278.5753479003906, y: 333.7089538574219},
    { x: 279.7876281738281, y: 338.3420104980469},
    { x: 281.736572265625, y: 342.7181091308594},
    { x: 283.67547607421875, y: 347.0992126464844},
    { x: 285.2496337890625, y: 351.6229553222656},
    { x: 287.0496520996094, y: 356.06280517578125},
    { x: 289.3829345703125, y: 360.1819763183594},
    { x: 289.9839172363281, y: 364.8207702636719},
    { x: 291.48297119140625, y: 369.36663818359375},
    { x: 293.5854797363281, y: 373.6378479003906},
    { x: 294.5, y: 375.00537109375},
    { x: 294.4765625, y: 370.2140197753906},
    { x: 293.82147216796875, y: 365.47662353515625},
    { x: 292.0263977050781, y: 361.0482482910156},
    { x: 289.540283203125, y: 356.9541015625},
    { x: 286.88531494140625, y: 352.9667053222656},
    { x: 284.69580078125, y: 348.7085266113281},
    { x: 282.90264892578125, y: 344.2655334472656},
    { x: 281.1692810058594, y: 339.798583984375},
    { x: 279.1322326660156, y: 335.482666015625},
    { x: 277.3238525390625, y: 331.0654296875},
    { x: 274.776611328125, y: 327.0343017578125},
    { x: 272.4718933105469, y: 322.84210205078125},
    { x: 269.4211120605469, y: 319.1690673828125},
    { x: 267.38983154296875, y: 314.8411865234375},
    { x: 264.3954162597656, y: 311.1319274902344},
    { x: 261.6258239746094, y: 307.44329833984375},
    { x: 256.8343505859375, y: 307.4375},
    { x: 252.042724609375, y: 307.4375},
    { x: 247.2510986328125, y: 307.4375},
    { x: 242.4593505859375, y: 307.4375},
    { x: 237.667724609375, y: 307.4375},
    { x: 232.8760986328125, y: 307.4375},
    { x: 232.91552734375, y: 307.4375},
    { x: 237.7071533203125, y: 307.4375},
    { x: 242.498779296875, y: 307.4375},
    { x: 247.2904052734375, y: 307.4375},
    { x: 252.08203125, y: 307.4375},
    { x: 256.8736572265625, y: 307.4375},
    { x: 261.6614074707031, y: 307.47052001953125},
    { x: 262.5630187988281, y: 311.9583740234375},
    { x: 263.1171875, y: 316.71575927734375},
    { x: 264.03680419921875, y: 321.4176940917969},
    { x: 265.14971923828125, y: 326.07806396484375},
    { x: 266.4656982421875, y: 330.68426513671875},
    { x: 268.0936584472656, y: 335.1900634765625},
    { x: 270.11419677734375, y: 339.5276794433594},
    { x: 272.5765380859375, y: 343.6241149902344},
    { x: 274.1348571777344, y: 348.1525573730469},
    { x: 275.56866455078125, y: 352.7232360839844},
    { x: 277.82769775390625, y: 356.9379577636719},
    { x: 280.532958984375, y: 360.8717346191406},
    { x: 282.51531982421875, y: 365.14312744140625},
    { x: 284.9971923828125, y: 369.23748779296875},
    { x: 287.4238586425781, y: 373.358154296875},
    { x: 290.3499755859375, y: 377.0869140625},
    { x: 293.28125, y: 380.4375},
    { x: 298.0728759765625, y: 380.4375},
    { x: 302.864501953125, y: 380.4375},
    { x: 307.6561279296875, y: 380.4375},
    { x: 312.44775390625, y: 380.4375},
    { x: 317.239501953125, y: 380.4375},
    { x: 322.0311279296875, y: 380.4375},
    { x: 326.82275390625, y: 380.4375},
    { x: 331.5999450683594, y: 380.3084716796875},
    { x: 332.6656494140625, y: 375.8462829589844},
    { x: 332.98565673828125, y: 371.0652770996094},
    { x: 333.29901123046875, y: 366.283935546875},
    { x: 333.49969482421875, y: 361.4971923828125},
    { x: 333.5, y: 356.70556640625},
    { x: 333.5, y: 351.913818359375},
    { x: 333.5, y: 347.1221923828125},
    { x: 333.5, y: 342.33056640625},
    { x: 333.5, y: 337.5390625},
    { x: 333.5, y: 332.747314453125},
    { x: 333.5, y: 327.955810546875},
    { x: 333.5, y: 323.1640625},
    { x: 333.5, y: 318.372314453125},
    { x: 333.5, y: 313.580810546875},
    { x: 333.5, y: 308.7890625},
    { x: 333.5, y: 303.99755859375},
    { x: 333.5, y: 299.205810546875},
    { x: 333.5, y: 294.414306640625},
    { x: 333.5, y: 289.62255859375},
    { x: 333.5, y: 284.8310546875},
    { x: 333.5, y: 280.039306640625},
    { x: 333.5, y: 275.24755859375},
    { x: 333.5, y: 270.4560546875},
    { x: 333.5, y: 265.664306640625},
    { x: 333.5, y: 260.872802734375},
    { x: 333.5, y: 256.0810546875},
    { x: 333.5, y: 251.28955078125},
    { x: 333.5, y: 246.497802734375},
    { x: 333.5, y: 241.706298828125},
    { x: 333.5, y: 236.91455078125},
    { x: 333.5, y: 232.122802734375},
    { x: 333.07403564453125, y: 229.01783752441406},
    { x: 333.4111022949219, y: 233.79380798339844},
    { x: 333.5, y: 238.583251953125},
    { x: 333.5, y: 243.375},
    { x: 333.5, y: 248.16650390625},
    { x: 333.4708557128906, y: 252.95814514160156},
    { x: 333.4349060058594, y: 257.7495422363281},
    { x: 333.52001953125, y: 262.5400695800781},
    { x: 333.800537109375, y: 267.32305908203125},
    { x: 334.3158264160156, y: 272.0864562988281},
    { x: 335.0860595703125, y: 276.8153076171875},
    { x: 336.1153869628906, y: 281.4943542480469},
    { x: 337.3988952636719, y: 286.1102294921875},
    { x: 338.8924865722656, y: 290.66265869140625},
    { x: 340.4983825683594, y: 295.1772766113281},
    { x: 342.1655578613281, y: 299.66949462890625},
    { x: 343.8616943359375, y: 304.1508483886719},
    { x: 345.5660095214844, y: 308.6291198730469},
    { x: 347.2601318359375, y: 313.11138916015625},
    { x: 348.93170166015625, y: 317.60174560546875},
    { x: 350.6228332519531, y: 322.0849914550781},
    { x: 352.37017822265625, y: 326.5469970703125},
    { x: 354.19940185546875, y: 330.9754333496094},
    { x: 356.1413879394531, y: 335.355712890625},
    { x: 358.1953125, y: 339.6846923828125},
    { x: 360.2867431640625, y: 343.9958190917969},
    { x: 362.3672790527344, y: 348.3119812011719},
    { x: 364.4609375, y: 352.62225341796875},
    { x: 366.577880859375, y: 356.9207763671875},
    { x: 368.73382568359375, y: 361.199951171875},
    { x: 370.95037841796875, y: 365.4482421875},
    { x: 373.2589111328125, y: 369.6467590332031},
    { x: 375.7023010253906, y: 373.768310546875},
    { x: 378.0149841308594, y: 377.9635314941406},
    { x: 380.4786071777344, y: 382.0692443847656},
    { x: 383.776611328125, y: 385.5090637207031},
    { x: 387.030517578125, y: 389.02227783203125},
    { x: 390.70208740234375, y: 392.0811462402344},
    { x: 392.94989013671875, y: 396.3019104003906},
    { x: 393.5, y: 396.7734375},
    { x: 393.5, y: 391.98193359375},
    { x: 393.5, y: 387.190185546875},
    { x: 393.5, y: 382.398681640625},
    { x: 393.5, y: 377.60693359375},
    { x: 393.5, y: 372.8154296875},
    { x: 393.5, y: 368.023681640625},
    { x: 393.9649963378906, y: 363.264404296875},
    { x: 395.1187438964844, y: 358.6150817871094},
    { x: 396.5271301269531, y: 354.0355224609375},
    { x: 398.0032043457031, y: 349.4769287109375},
    { x: 399.4425964355469, y: 344.9064025878906},
    { x: 400.7704772949219, y: 340.3028259277344},
    { x: 401.9241638183594, y: 335.6524353027344},
    { x: 402.8421630859375, y: 330.9504699707031},
    { x: 403.46478271484375, y: 326.20013427734375},
    { x: 403.72998046875, y: 321.4173278808594},
    { x: 403.5787353515625, y: 316.62969970703125},
    { x: 402.9609680175781, y: 311.88031005859375},
    { x: 401.84307861328125, y: 307.2232971191406},
    { x: 400.2186279296875, y: 302.71844482421875},
    { x: 398.1064758300781, y: 298.4197998046875},
    { x: 395.5511474609375, y: 294.368896484375},
    { x: 392.6103820800781, y: 290.5882568359375},
    { x: 389.3455505371094, y: 287.0827941894531},
    { x: 385.8302307128906, y: 283.8278503417969},
    { x: 384.5, y: 279.468994140625},
    { x: 384.5, y: 274.677490234375},
    { x: 384.5, y: 269.8857421875},
    { x: 384.5, y: 265.09423828125},
    { x: 384.5, y: 260.302490234375},
    { x: 384.5, y: 255.5107421875},
    { x: 384.5, y: 250.71923828125},
    { x: 384.5, y: 245.927490234375},
    { x: 384.5, y: 241.135986328125},
    { x: 384.5, y: 236.34423828125},
    { x: 384.5, y: 231.552734375},
    { x: 384.5, y: 226.760986328125},
    { x: 384.5, y: 221.969482421875},
    { x: 384.5, y: 217.177734375},
    { x: 384.5, y: 215.832275390625},
    { x: 384.5, y: 220.623779296875},
    { x: 384.5, y: 225.41552734375},
    { x: 384.5, y: 230.20703125},
    { x: 384.5, y: 234.998779296875},
    { x: 384.5, y: 239.790283203125},
    { x: 384.5, y: 244.58203125},
    { x: 384.5, y: 249.37353515625},
    { x: 384.5, y: 254.165283203125},
    { x: 384.5, y: 258.956787109375},
];
